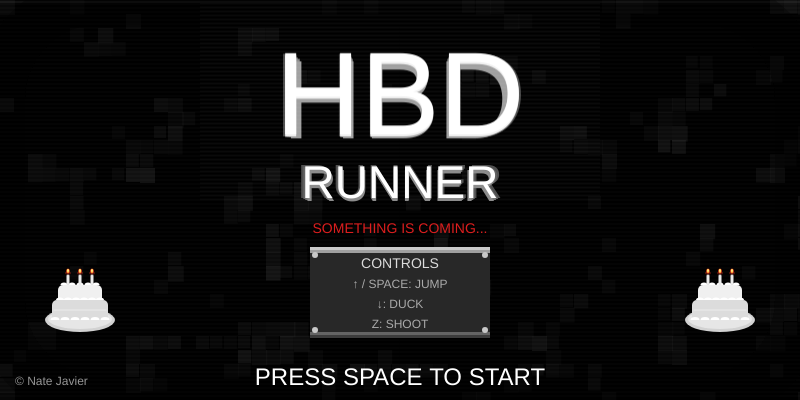
Frame 1 (no input)
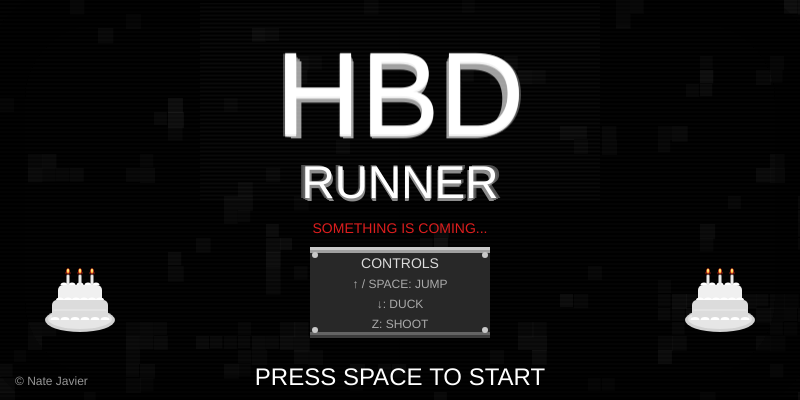
Frame 60 (no input)
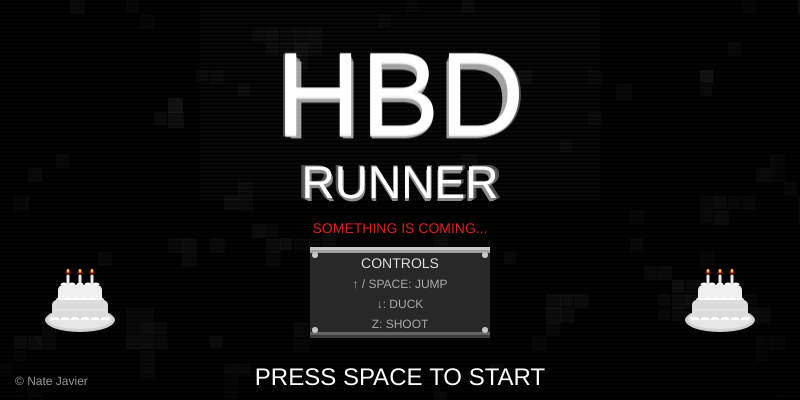
Frame 120 (the mouse pressed at the canvas centre since frame 60)

The p5.js sketch that drew these frames (run headless with seeded random() and noise() and a simulated clock; from frame 60 on, the mouse is pressed at the canvas centre):

// p5.js sketch
// ── sketch.js
// Global variables
let gameState = "start";

// Supabase configuration
const SUPABASE_URL = 'https://jogamsbeutpdihjmikfx.supabase.co';
const SUPABASE_KEY = 'eyJhbGciOiJIUzI1NiIsInR5cCI6IkpXVCJ9.eyJpc3MiOiJzdXBhYmFzZSIsInJlZiI6ImpvZ2Ftc2JldXRwZGloam1pa2Z4Iiwicm9sZSI6ImFub24iLCJpYXQiOjE3NDMyODcyMTMsImV4cCI6MjA1ODg2MzIxM30.dDrlbqSJWHAoQ_ieecsqRvKvSzFg63nKMOhLhVLSRUY';
let supabaseClient = null;

// Leaderboard variables
let leaderboardData = [];
let leaderboardIsLoading = false;
let leaderboardError = null;
let leaderboardScoreSubmitted = false;
let pendingScore = 0;
let playerEmail = null;

let player = {
  x: 100,
  y: 0,
  vy: 0,
  state: "running",
  animFrame: 0,
  animTimer: 0,
  shieldFlareTime: 0
};
let enemies = [];
let obstacles = [];
let projectiles = [];
let powerUps = []; // Array to store power-ups
let backgroundGfx;
let midgroundGfx;
let foregroundGfx;
let cloudGfx;
let clouds = [];
let groundTile;
let playerRunningFrames = [];
let playerJumpingFrame;
let playerDuckingFrame;
let enemyGfx = {}; // Object to hold different enemy graphics
let groundObstacleGfx;
let flyingObstacleGfx;
let projectileGfx;
let groundOffset = 0;
let backgroundOffset = 0;
let midgroundOffset = 0;
let foregroundOffset = 0;
let scrollSpeed = 5;
let gravity = 0.5;
let jumpStrength = -12; // Increased from -10 to make jumps higher
let score = 0;
let enemiesKilled = 0;
let shootEffects = []; // Array to hold shooting visual effects
// Slow-motion effect for dramatic kills
let slowMotion = false;
let slowMotionTimer = 0;
let slowMotionDuration = 30; // 0.5 seconds at 60fps
let normalScrollSpeed = 5;
// Screen effects
let screenFlash = 0;
let groundY = 380; // Adjusted ground level to be closer to bottom of screen
let playerCenterX = 100; // Center point for the player's position
// let playerGroundTile; // Removing special player ground tile

// Add title screen variables
let showTitleScreen = true;
let logoGfx; // Graphics buffer for the HBD logo
let titlePulseAmount = 0; // For subtle animation

// Add variables for score display
let scoreDisplayScale = 1; // For score pop effect
// let highScore = 0; // Track high score across sessions
// Add these variables to the globals at the top of the file
let lastPowerUpTime = 0; // Track when the last power-up was spawned

// Define power-up types and their effects
let powerUpTypes = [
  { type: "shield", duration: 300, color: [200, 200, 200] },
  { type: "beamShot", duration: 450, color: [200, 200, 200] }, // Changed from doubleScore
  { type: "rapidFire", duration: 450, color: [200, 200, 200] }
];

// Player power-up status - update doubleScore to beamShot
let activePowerUps = {
  shield: 0,        // Duration remaining (frames)
  beamShot: 0,      // Duration remaining (frames) - Changed from doubleScore
  rapidFire: 0      // Duration remaining (frames)
};

function setup() {
  createCanvas(800, 400);
  
  // Initialize Supabase client
  try {
    console.log("Initializing Supabase client...");
    supabaseClient = supabase.createClient(SUPABASE_URL, SUPABASE_KEY);
    console.log("Supabase client initialized successfully");
    
    // Load initial leaderboard data
    fetchLeaderboardData();
    
    // Set up leaderboard form event listeners
    setupLeaderboardFormEvents();
  } catch (error) {
    console.error("Error initializing Supabase:", error);
  }
  
  // Create the logo graphics
  createLogoGraphics();
  
  frameRate(60);
  
  // Game initialization log
  console.log("HBD Sidescroller game initialized and running!");

  // Set the player's y position to the ground level
  player.y = groundY;

  // Far background with only black/white colors
  backgroundGfx = createGraphics(800, 400);
  backgroundGfx.background(0); // Pure black background
  
  // Stars - white only, more varied and atmospheric
  backgroundGfx.fill(255, 150);
  for (let i = 0; i < 150; i++) {
    let x = random(0, 800);
    let y = random(0, 250);
    let size = random(0.5, 2);
    backgroundGfx.noStroke();
    backgroundGfx.ellipse(x, y, size, size);
    
    // Add subtle glow to some stars
    if (random() < 0.2) {
      backgroundGfx.fill(255, 50);
      backgroundGfx.ellipse(x, y, size + 2, size + 2);
    }
  }
  
  // More dramatic distant city silhouette - black only
  backgroundGfx.fill(0);
  
  // Create an array of building heights for a more interesting skyline
  let skylinePoints = [];
  for (let x = 0; x < 800; x += 20) {
    // Create varied heights with some taller skyscrapers
    let h;
    if (random() < 0.1) {
      // Tall skyscraper
      h = random(120, 200);
    } else {
      // Regular buildings
      h = random(40, 100);
    }
    skylinePoints.push({x: x, h: h});
  }
  
  // Sort some adjacent buildings to create a nicer silhouette
  for (let i = 1; i < skylinePoints.length - 1; i++) {
    if (random() < 0.5) {
      // Create ascending or descending patterns
      if (skylinePoints[i-1].h < skylinePoints[i].h) {
        skylinePoints[i+1].h = min(skylinePoints[i].h + random(-20, 30), 200);
      } else {
        skylinePoints[i+1].h = max(skylinePoints[i].h + random(-30, 20), 30);
      }
    }
  }
  
  // Draw the skyline
  for (let i = 0; i < skylinePoints.length; i++) {
    let x = skylinePoints[i].x;
    let w = random(20, 50);
    let h = skylinePoints[i].h;
    backgroundGfx.rect(x, 400 - h, w, h);
    
    // Add some lit windows - white only
    backgroundGfx.fill(255, 100);
    let windows = floor(random(1, 5));
    let windowSize = 2;
    for (let j = 0; j < windows; j++) {
      backgroundGfx.rect(x + random(5, w-5), 400 - h + random(10, h-10), windowSize, windowSize);
    }
    backgroundGfx.fill(0);
  }
  
  // Moon is removed from here and will be drawn directly in the draw function
  
  // Distant city silhouette - black only
  backgroundGfx.fill(0);
  for (let i = 0; i < 20; i++) {
    let x = random(0, 800);
    let w = random(30, 120);
    let h = random(40, 100);
    backgroundGfx.rect(x, 400 - h, w, h);
    
    // Some lit windows - white only
    backgroundGfx.fill(255, 100);
    let windows = floor(random(2, 6));
    let windowSize = 3;
    for (let j = 0; j < windows; j++) {
      backgroundGfx.rect(x + random(5, w-5), 400 - h + random(10, h-10), windowSize, windowSize);
    }
    backgroundGfx.fill(0);
  }
  
  // Create cloud graphics
  cloudGfx = createGraphics(100, 60);
  cloudGfx.noStroke();
  // Dark noir clouds
  cloudGfx.fill(20, 180);
  cloudGfx.ellipse(30, 30, 50, 40);
  cloudGfx.ellipse(60, 25, 60, 40);
  cloudGfx.ellipse(80, 35, 40, 30);
  cloudGfx.ellipse(50, 40, 60, 35);
  cloudGfx.ellipse(30, 40, 40, 30);
  
  // Initialize some clouds with random positions and speeds
  for (let i = 0; i < 5; i++) {
    clouds.push({
      x: random(0, width),
      y: random(20, 150),
      speed: random(0.3, 1.2),
      scale: random(0.5, 1.5),
      alpha: random(150, 230)
    });
  }
  
  // Midground (medium-sized buildings)
  midgroundGfx = createGraphics(1200, 400);
  midgroundGfx.background(0, 0, 0, 0); // Transparent background
  
  // Mid-distance buildings with more dramatic silhouettes
  for (let i = 0; i < 15; i++) {
    let x = random(0, 1200);
    let w = random(60, 140);
    let h = random(100, 180);
    
    // Building base
    midgroundGfx.fill(12); // Very dark gray for buildings
    midgroundGfx.rect(x, 400 - h, w, h);
    
    // Add interesting rooftop features - water towers, antennas
    if (random() < 0.5) {
      // Water tower on roof
      midgroundGfx.fill(8);
      let towerSize = w * 0.4;
      midgroundGfx.rect(x + w/2 - towerSize/2, 400 - h - towerSize, towerSize, towerSize);
      midgroundGfx.rect(x + w/2 - towerSize/4, 400 - h - towerSize*1.3, towerSize/2, towerSize*0.3);
    } else if (random() < 0.3) {
      // Antenna/spire
      midgroundGfx.fill(5);
      let spireWidth = w * 0.1;
      let spireHeight = random(30, 60);
      midgroundGfx.rect(x + w/2 - spireWidth/2, 400 - h - spireHeight, spireWidth, spireHeight);
    }
    
    // Windows pattern - only white with more varied patterns
    midgroundGfx.fill(255, 100);
    let windowSize = 5;
    let windowSpace = 12;
    
    // Create random window patterns
    if (random() < 0.6) {
      // Regular grid
      for (let wx = x + 10; wx < x + w - 10; wx += windowSpace) {
        for (let wy = 400 - h + 15; wy < 390; wy += windowSpace + random(-2, 2)) {
          if (random() < 0.3) { // Fewer windows lit
            midgroundGfx.rect(wx, wy, windowSize, windowSize);
          }
        }
      }
    } else if (random() < 0.5) {
      // Vertical strips of windows
      for (let wx = x + 10; wx < x + w - 10; wx += windowSpace * 2) {
        for (let wy = 400 - h + 15; wy < 390; wy += windowSpace) {
          if (random() < 0.4) {
            midgroundGfx.rect(wx, wy, windowSize, windowSize * 3);
          }
        }
      }
    } else {
      // Horizontal strips
      for (let wy = 400 - h + 15; wy < 390; wy += windowSpace * 3) {
        for (let wx = x + 10; wx < x + w - 10; wx += windowSpace) {
          if (random() < 0.4) {
            midgroundGfx.rect(wx, wy, windowSize * 3, windowSize);
          }
        }
      }
    }
  }
  
  // Foreground (larger, more detailed buildings)
  foregroundGfx = createGraphics(1600, 400);
  foregroundGfx.background(0, 0, 0, 0); // Transparent background
  
  // Add different styled noir buildings
  for (let i = 0; i < 12; i++) {
    let x = random(0, 1600);
    let w = random(80, 200);
    let h = random(180, 300);
    let buildingType = floor(random(3));
    
    if (buildingType === 0) {
      // Art deco style
      foregroundGfx.fill(5); // Almost black
      foregroundGfx.rect(x, 400 - h, w, h);
      
      // Decorative top
      foregroundGfx.fill(15);
      foregroundGfx.rect(x + w/4, 400 - h - 20, w/2, 20);
      
      // Windows
      foregroundGfx.fill(255, 120);
      for (let wx = 0; wx < floor(w/15); wx++) {
        for (let wy = 0; wy < floor(h/20); wy++) {
          if (random() < 0.3) { // Fewer windows lit
            foregroundGfx.rect(x + wx * 15 + 5, 400 - h + wy * 20 + 5, 10, 15);
          }
        }
      }
    } else if (buildingType === 1) {
      // Warehouse/industrial
      foregroundGfx.fill(10);
      foregroundGfx.rect(x, 400 - h, w, h);
      
      // Windows
      foregroundGfx.fill(255, 100);
      let rows = floor(h/40);
      for (let wy = 0; wy < rows; wy++) {
        for (let wx = 0; wx < 3; wx++) {
          if (random() < 0.3) { // Fewer windows lit
            foregroundGfx.rect(x + wx * (w/3) + 10, 400 - h + wy * 40 + 10, w/3 - 20, 25);
          }
        }
      }
    } else {
      // Modern style
      foregroundGfx.fill(8);
      foregroundGfx.rect(x, 400 - h, w, h);
      
      // Window grid
      foregroundGfx.fill(255, 110);
      for (let wx = 0; wx < floor(w/20); wx++) {
        for (let wy = 0; wy < floor(h/25); wy++) {
          if (random() < 0.4) { // Fewer windows lit
            foregroundGfx.rect(x + wx * 20 + 5, 400 - h + wy * 25 + 5, 15, 20);
          }
        }
      }
    }
    
    // Add occasional white neon signs or billboards
    if (random() < 0.3) {
      foregroundGfx.fill(255, 180);
      foregroundGfx.rect(x + random(10, w-50), 400 - h + random(30, 60), random(30, 50), 15);
    }
  }

  // Create clean, simple ground/floor for the entire bottom
  groundTile = createGraphics(128, 64);
  groundTile.background(0, 0, 0, 0); // Transparent background
  
  // Street base - pure black
  groundTile.fill(0); // Pure black asphalt
  groundTile.noStroke();
  groundTile.rect(0, 0, 128, 64);
  
  // Simple horizontal line for floor edge - align with player feet
  groundTile.fill(60);
  groundTile.rect(0, 0, 128, 2); // Move to the top of the tile
  
  // Minimal texture - just a few specks
  groundTile.fill(30);
  for (let i = 0; i < 15; i++) {
    let x = random(0, 128);
    let y = random(5, 60); // Below the line
    let size = random(1, 2);
    groundTile.ellipse(x, y, size, size);
  }
  
  // Very subtle highlights
  groundTile.fill(255, 10);
  for (let i = 0; i < 3; i++) {
    let x = random(0, 128);
    let y = random(10, 60); // Below the line
    let w = random(10, 20);
    let h = random(1, 2);
    groundTile.ellipse(x, y, w, h);
  }

  // Create player running animation frames (4 frames, 32x32 each)
  for (let f = 0; f < 4; f++) {
    let gfx = createGraphics(32, 32);
    gfx.background(0, 0, 0, 0); // Transparent background
    
    // Female superhero in white/gray with red accent
    gfx.noStroke(); // Remove outlines
    gfx.fill(255); // White fill for character
    
    // Head with longer hair for female silhouette
    gfx.ellipse(16, 8, 10, 10); // Head
    
    // Hair flowing in the wind
    if (f % 2 == 0) {
      gfx.fill(220);
      gfx.beginShape();
      gfx.vertex(11, 4);
      gfx.vertex(16, 0);
      gfx.vertex(22, 2);
      gfx.vertex(24, 8);
      gfx.vertex(21, 6);
      gfx.vertex(16, 5);
      gfx.endShape(CLOSE);
    } else {
      gfx.fill(220);
      gfx.beginShape();
      gfx.vertex(13, 4);
      gfx.vertex(18, 1);
      gfx.vertex(24, 4);
      gfx.vertex(22, 10);
      gfx.vertex(19, 7);
      gfx.vertex(16, 6);
      gfx.endShape(CLOSE);
    }
    
    gfx.fill(255);
    // Sleek heroic body with curves to suggest femininity
    gfx.beginShape();
    gfx.vertex(14, 12);
    gfx.vertex(13, 15);
    gfx.vertex(14, 21);
    gfx.vertex(18, 21);
    gfx.vertex(19, 15);
    gfx.vertex(18, 12);
    gfx.endShape(CLOSE);
    
    // Red accent as superhero emblem
    gfx.fill(255, 0, 0); 
    gfx.beginShape();
    gfx.vertex(16, 14);
    gfx.vertex(13, 18);
    gfx.vertex(16, 16);
    gfx.vertex(19, 18);
    gfx.endShape(CLOSE);
    
    gfx.fill(255);
    if (f == 0 || f == 2) { // Legs together, arms at sides
      // Left arm
      gfx.beginShape();
      gfx.vertex(13, 14);
      gfx.vertex(10, 14);
      gfx.vertex(10, 16);
      gfx.vertex(13, 16);
      gfx.endShape(CLOSE);
      
      // Right arm
      gfx.beginShape();
      gfx.vertex(19, 14);
      gfx.vertex(22, 14);
      gfx.vertex(22, 16);
      gfx.vertex(19, 16);
      gfx.endShape(CLOSE);
      
      // Legs with slight curve
      gfx.beginShape();
      gfx.vertex(12, 22);
      gfx.vertex(11, 30);
      gfx.vertex(13, 30);
      gfx.vertex(14, 22);
      gfx.endShape(CLOSE);
      
      gfx.beginShape();
      gfx.vertex(18, 22);
      gfx.vertex(19, 30);
      gfx.vertex(21, 30);
      gfx.vertex(20, 22);
      gfx.endShape(CLOSE);
    } else if (f == 1) { // Left leg forward, right arm forward
      // Left arm extended
      gfx.beginShape();
      gfx.vertex(13, 14);
      gfx.vertex(8, 14);
      gfx.vertex(8, 16);
      gfx.vertex(13, 16);
      gfx.endShape(CLOSE);
      
      // Right arm
      gfx.beginShape();
      gfx.vertex(19, 14);
      gfx.vertex(22, 14);
      gfx.vertex(22, 16);
      gfx.vertex(19, 16);
      gfx.endShape(CLOSE);
      
      // Left leg forward
      gfx.beginShape();
      gfx.vertex(10, 22);
      gfx.vertex(9, 30);
      gfx.vertex(11, 30);
      gfx.vertex(12, 22);
      gfx.endShape(CLOSE);
      
      // Right leg back
      gfx.beginShape();
      gfx.vertex(20, 22);
      gfx.vertex(22, 30);
      gfx.vertex(24, 30);
      gfx.vertex(22, 22);
      gfx.endShape(CLOSE);
    } else if (f == 3) { // Right leg forward, left arm forward
      // Left arm
      gfx.beginShape();
      gfx.vertex(13, 14);
      gfx.vertex(10, 14);
      gfx.vertex(10, 16);
      gfx.vertex(13, 16);
      gfx.endShape(CLOSE);
      
      // Right arm extended
      gfx.beginShape();
      gfx.vertex(19, 14);
      gfx.vertex(24, 14);
      gfx.vertex(24, 16);
      gfx.vertex(19, 16);
      gfx.endShape(CLOSE);
      
      // Left leg back
      gfx.beginShape();
      gfx.vertex(12, 22);
      gfx.vertex(14, 30);
      gfx.vertex(16, 30);
      gfx.vertex(14, 22);
      gfx.endShape(CLOSE);
      
      // Right leg forward
      gfx.beginShape();
      gfx.vertex(16, 22);
      gfx.vertex(15, 30);
      gfx.vertex(17, 30);
      gfx.vertex(18, 22);
      gfx.endShape(CLOSE);
    }
    
    // Dramatic cape flowing in the wind
    gfx.fill(180); // Light gray cape
    if (f == 0 || f == 2) {
      gfx.beginShape();
      gfx.vertex(14, 12);
      gfx.vertex(6, 17);
      gfx.vertex(8, 19);
      gfx.vertex(10, 18);
      gfx.vertex(14, 20);
      gfx.endShape(CLOSE);
    } else if (f == 1) {
      gfx.beginShape();
      gfx.vertex(14, 12);
      gfx.vertex(4, 15);
      gfx.vertex(6, 17);
      gfx.vertex(10, 16);
      gfx.vertex(14, 19);
      gfx.endShape(CLOSE);
    } else {
      gfx.beginShape();
      gfx.vertex(14, 12);
      gfx.vertex(5, 19);
      gfx.vertex(7, 21);
      gfx.vertex(10, 19);
      gfx.vertex(14, 21);
      gfx.endShape(CLOSE);
    }
    
    playerRunningFrames.push(gfx);
  }

  // Create player jumping frame (32x32)
  playerJumpingFrame = createGraphics(32, 32);
  playerJumpingFrame.background(0, 0, 0, 0); // Transparent background
  playerJumpingFrame.noStroke(); // Remove outlines
  playerJumpingFrame.fill(255); // White fill
  
  // Head with flowing hair
  playerJumpingFrame.ellipse(16, 8, 10, 10); // Head
  
  // Dynamic flowing hair
  playerJumpingFrame.fill(220);
  playerJumpingFrame.beginShape();
  playerJumpingFrame.vertex(11, 4);
  playerJumpingFrame.vertex(16, 0);
  playerJumpingFrame.vertex(26, 0);
  playerJumpingFrame.vertex(24, 10);
  playerJumpingFrame.vertex(20, 8);
  playerJumpingFrame.vertex(16, 5);
  playerJumpingFrame.endShape(CLOSE);
  
  playerJumpingFrame.fill(255);
  // Body with heroic pose
  playerJumpingFrame.beginShape();
  playerJumpingFrame.vertex(14, 12);
  playerJumpingFrame.vertex(13, 15);
  playerJumpingFrame.vertex(14, 21);
  playerJumpingFrame.vertex(18, 21);
  playerJumpingFrame.vertex(19, 15);
  playerJumpingFrame.vertex(18, 12);
  playerJumpingFrame.endShape(CLOSE);
  
  // Red emblem
  playerJumpingFrame.fill(255, 0, 0);
  playerJumpingFrame.beginShape();
  playerJumpingFrame.vertex(16, 14);
  playerJumpingFrame.vertex(13, 18);
  playerJumpingFrame.vertex(16, 16);
  playerJumpingFrame.vertex(19, 18);
  playerJumpingFrame.endShape(CLOSE);
  
  // Log sprite creation status to help diagnose issues
  console.log("Sprite initialization status:");
  console.log("- playerRunningFrames: " + (playerRunningFrames.length > 0 ? "OK" : "MISSING"));
  console.log("- playerJumpingFrame: " + (playerJumpingFrame ? "OK" : "MISSING"));
  console.log("- playerDuckingFrame: " + (playerDuckingFrame ? "OK" : "MISSING"));
  console.log("- groundTile: " + (groundTile ? "OK" : "MISSING"));
  console.log("- backgroundGfx: " + (backgroundGfx ? "OK" : "MISSING"));
  console.log("- midgroundGfx: " + (midgroundGfx ? "OK" : "MISSING"));
  console.log("- foregroundGfx: " + (foregroundGfx ? "OK" : "MISSING"));
  console.log("- projectileGfx: " + (projectileGfx ? "OK" : "MISSING"));

  // Create player ducking frame (32x16)
  playerDuckingFrame = createGraphics(32, 16);
  playerDuckingFrame.background(0, 0, 0, 0); // Transparent background
  playerDuckingFrame.noStroke(); // Remove outlines
  playerDuckingFrame.fill(255); // White fill
  
  // Head
  playerDuckingFrame.ellipse(16, 4, 10, 10); 
  
  // Hair tucked in when ducking
  playerDuckingFrame.fill(220);
  playerDuckingFrame.beginShape();
  playerDuckingFrame.vertex(11, 2);
  playerDuckingFrame.vertex(16, 0);
  playerDuckingFrame.vertex(22, 2);
  playerDuckingFrame.vertex(20, 6);
  playerDuckingFrame.vertex(16, 4);
  playerDuckingFrame.endShape(CLOSE);
  
  playerDuckingFrame.fill(255);
  // Crouched body
  playerDuckingFrame.beginShape();
  playerDuckingFrame.vertex(14, 8);
  playerDuckingFrame.vertex(13, 10);
  playerDuckingFrame.vertex(14, 14);
  playerDuckingFrame.vertex(18, 14);
  playerDuckingFrame.vertex(19, 10);
  playerDuckingFrame.vertex(18, 8);
  playerDuckingFrame.endShape(CLOSE);
  
  // Red emblem still visible when ducking
  playerDuckingFrame.fill(255, 0, 0);
  playerDuckingFrame.beginShape();
  playerDuckingFrame.vertex(16, 9);
  playerDuckingFrame.vertex(14, 12);
  playerDuckingFrame.vertex(16, 11);
  playerDuckingFrame.vertex(18, 12);
  playerDuckingFrame.endShape(CLOSE);
  
  playerDuckingFrame.fill(255);
  // Arms
  playerDuckingFrame.beginShape();
  playerDuckingFrame.vertex(13, 10);
  playerDuckingFrame.vertex(10, 10);
  playerDuckingFrame.vertex(10, 12);
  playerDuckingFrame.vertex(13, 12);
  playerDuckingFrame.endShape(CLOSE);
  
  playerDuckingFrame.beginShape();
  playerDuckingFrame.vertex(19, 10);
  playerDuckingFrame.vertex(22, 10);
  playerDuckingFrame.vertex(22, 12);
  playerDuckingFrame.vertex(19, 12);
  playerDuckingFrame.endShape(CLOSE);
  
  // Legs tucked under
  playerDuckingFrame.beginShape();
  playerDuckingFrame.vertex(12, 14);
  playerDuckingFrame.vertex(12, 16);
  playerDuckingFrame.vertex(14, 16);
  playerDuckingFrame.vertex(14, 14);
  playerDuckingFrame.endShape(CLOSE);
  
  playerDuckingFrame.beginShape();
  playerDuckingFrame.vertex(18, 14);
  playerDuckingFrame.vertex(18, 16);
  playerDuckingFrame.vertex(20, 16);
  playerDuckingFrame.vertex(20, 14);
  playerDuckingFrame.endShape(CLOSE);
  
  // Cape wrapped around when ducking
  playerDuckingFrame.fill(180);
  playerDuckingFrame.beginShape();
  playerDuckingFrame.vertex(14, 8);
  playerDuckingFrame.vertex(8, 10);
  playerDuckingFrame.vertex(10, 11);
  playerDuckingFrame.vertex(12, 10);
  playerDuckingFrame.vertex(14, 12);
  playerDuckingFrame.endShape(CLOSE);

  // Create enemy graphics (32x32 anti-hero villain)
  // Regular enemy - more grotesque noir style
  enemyGfx.regular = createGraphics(32, 32);
  enemyGfx.regular.background(0, 0, 0, 0);
  enemyGfx.regular.noStroke();
  
  // Exaggerated noir-style thug with more dramatic features
  // Tattered coat with dramatic folds - lighter gray for better contrast
  enemyGfx.regular.fill(55, 55, 60); // Lightened from 25,25,30
  enemyGfx.regular.beginShape();
  enemyGfx.regular.vertex(8, 14);
  enemyGfx.regular.vertex(24, 14);
  enemyGfx.regular.vertex(26, 24);
  enemyGfx.regular.vertex(6, 24);
  enemyGfx.regular.endShape(CLOSE);
  
  // Dramatic coat collar - lighter for better contrast
  enemyGfx.regular.fill(70, 70, 75); // Lightened from 20,20,25
  enemyGfx.regular.beginShape();
  enemyGfx.regular.vertex(8, 14);
  enemyGfx.regular.vertex(24, 14);
  enemyGfx.regular.vertex(22, 16);
  enemyGfx.regular.vertex(10, 16);
  enemyGfx.regular.endShape(CLOSE);
  
  // Tattered edges with more dramatic angles - darkened for contrast against coat
  enemyGfx.regular.fill(35, 35, 40); // Adjusted from 15,15,20
  enemyGfx.regular.beginShape();
  enemyGfx.regular.vertex(6, 16);
  enemyGfx.regular.vertex(4, 18);
  enemyGfx.regular.vertex(6, 20);
  enemyGfx.regular.vertex(8, 18);
  enemyGfx.regular.endShape(CLOSE);
  
  // Dramatic hat with larger brim and tattered edges - light gray
  enemyGfx.regular.fill(85, 85, 90); // Lightened from 20,20,25
  enemyGfx.regular.beginShape();
  enemyGfx.regular.vertex(6, 6);
  enemyGfx.regular.vertex(26, 6);
  enemyGfx.regular.vertex(24, 9);
  enemyGfx.regular.vertex(8, 9);
  enemyGfx.regular.endShape(CLOSE);
  
  // Hat band with dramatic detail - dark for contrast
  enemyGfx.regular.fill(40, 40, 45); // Adjusted from 15,15,20
  enemyGfx.regular.rect(6, 6, 20, 3);
  
  // Dramatic face shadow with angular features - very dark
  enemyGfx.regular.fill(20, 20, 25); // Adjusted from 10,10,15
  enemyGfx.regular.beginShape();
  enemyGfx.regular.vertex(12, 10);
  enemyGfx.regular.vertex(20, 10);
  enemyGfx.regular.vertex(19, 14);
  enemyGfx.regular.vertex(13, 14);
  enemyGfx.regular.endShape(CLOSE);
  
  // Enhanced glowing red eyes with more dramatic effect - keep red
  enemyGfx.regular.fill(255, 0, 0, 180);
  enemyGfx.regular.ellipse(14, 12, 4, 2);
  enemyGfx.regular.ellipse(18, 12, 4, 2);
  enemyGfx.regular.fill(255, 0, 0);
  enemyGfx.regular.ellipse(14, 12, 2, 1);
  enemyGfx.regular.ellipse(18, 12, 2, 1);
  
  // Exaggerated limbs with tattered edges
  enemyGfx.regular.fill(20, 20, 25);
  // Left arm with tattered sleeve and dramatic angles
  enemyGfx.regular.beginShape();
  enemyGfx.regular.vertex(10, 16);
  enemyGfx.regular.vertex(6, 16);
  enemyGfx.regular.vertex(6, 20);
  enemyGfx.regular.vertex(10, 20);
  enemyGfx.regular.endShape(CLOSE);
  
  // Tattered sleeve detail
  enemyGfx.regular.fill(15, 15, 20);
  enemyGfx.regular.beginShape();
  enemyGfx.regular.vertex(8, 18);
  enemyGfx.regular.vertex(6, 20);
  enemyGfx.regular.vertex(8, 22);
  enemyGfx.regular.vertex(10, 20);
  enemyGfx.regular.endShape(CLOSE);
  
  // Right arm with tattered sleeve and dramatic angles
  enemyGfx.regular.fill(20, 20, 25);
  enemyGfx.regular.beginShape();
  enemyGfx.regular.vertex(22, 16);
  enemyGfx.regular.vertex(26, 16);
  enemyGfx.regular.vertex(26, 20);
  enemyGfx.regular.vertex(22, 20);
  enemyGfx.regular.endShape(CLOSE);
  
  // Tattered sleeve detail
  enemyGfx.regular.fill(15, 15, 20);
  enemyGfx.regular.beginShape();
  enemyGfx.regular.vertex(24, 18);
  enemyGfx.regular.vertex(26, 20);
  enemyGfx.regular.vertex(24, 22);
  enemyGfx.regular.vertex(22, 20);
  enemyGfx.regular.endShape(CLOSE);
  
  // Legs with exaggerated boots and tattered edges
  enemyGfx.regular.fill(15, 15, 20);
  // Left leg with tattered boot
  enemyGfx.regular.beginShape();
  enemyGfx.regular.vertex(10, 24);
  enemyGfx.regular.vertex(8, 32);
  enemyGfx.regular.vertex(12, 32);
  enemyGfx.regular.vertex(12, 24);
  enemyGfx.regular.endShape(CLOSE);
  
  // Boot detail
  enemyGfx.regular.fill(10, 10, 15);
  enemyGfx.regular.beginShape();
  enemyGfx.regular.vertex(8, 28);
  enemyGfx.regular.vertex(6, 30);
  enemyGfx.regular.vertex(8, 32);
  enemyGfx.regular.vertex(10, 30);
  enemyGfx.regular.endShape(CLOSE);
  
  // Right leg with tattered boot
  enemyGfx.regular.fill(15, 15, 20);
  enemyGfx.regular.beginShape();
  enemyGfx.regular.vertex(22, 24);
  enemyGfx.regular.vertex(22, 32);
  enemyGfx.regular.vertex(26, 32);
  enemyGfx.regular.vertex(24, 24);
  enemyGfx.regular.endShape(CLOSE);
  
  // Boot detail
  enemyGfx.regular.fill(10, 10, 15);
  enemyGfx.regular.beginShape();
  enemyGfx.regular.vertex(24, 28);
  enemyGfx.regular.vertex(26, 30);
  enemyGfx.regular.vertex(24, 32);
  enemyGfx.regular.vertex(22, 30);
  enemyGfx.regular.endShape(CLOSE);
  
  // Enhanced weapon with more dramatic design
  enemyGfx.regular.fill(40, 40, 45);
  enemyGfx.regular.beginShape();
  enemyGfx.regular.vertex(24, 18);
  enemyGfx.regular.vertex(30, 18);
  enemyGfx.regular.vertex(30, 22);
  enemyGfx.regular.vertex(24, 22);
  enemyGfx.regular.endShape(CLOSE);
  
  // Weapon grip
  enemyGfx.regular.fill(30, 30, 35);
  enemyGfx.regular.beginShape();
  enemyGfx.regular.vertex(26, 16);
  enemyGfx.regular.vertex(28, 16);
  enemyGfx.regular.vertex(28, 24);
  enemyGfx.regular.vertex(26, 24);
  enemyGfx.regular.endShape(CLOSE);
  
  // Dramatic shadow effect
  enemyGfx.regular.fill(0, 0, 0, 100);
  enemyGfx.regular.beginShape();
  enemyGfx.regular.vertex(6, 24);
  enemyGfx.regular.vertex(4, 26);
  enemyGfx.regular.vertex(6, 28);
  enemyGfx.regular.vertex(8, 26);
  enemyGfx.regular.endShape(CLOSE);
  
  // Add subtle ink-like trail effect
  enemyGfx.regular.fill(0, 0, 0, 50);
  enemyGfx.regular.beginShape();
  enemyGfx.regular.vertex(6, 24);
  enemyGfx.regular.vertex(2, 25);
  enemyGfx.regular.vertex(4, 27);
  enemyGfx.regular.vertex(8, 26);
  enemyGfx.regular.endShape(CLOSE);
  
  // -------------------------
  // Flying enemy
  // -------------------------
  enemyGfx.flying = createGraphics(32, 32);
  enemyGfx.flying.background(0, 0, 0, 0);
  enemyGfx.flying.noStroke();
  
  // Enhanced noir-style winged assassin - lighter for better contrast
  enemyGfx.flying.fill(60, 60, 65); // Lightened from 15,15,20
  
  // Main wings/cloak with more dramatic angles and tattered edges
  enemyGfx.flying.beginShape();
  enemyGfx.flying.vertex(16, 15);
  enemyGfx.flying.vertex(3, 3);
  enemyGfx.flying.vertex(0, 12);
  enemyGfx.flying.vertex(6, 14);
  enemyGfx.flying.vertex(16, 15);
  enemyGfx.flying.endShape(CLOSE);
  
  // Tattered wing edges
  enemyGfx.flying.fill(10, 10, 15);
  enemyGfx.flying.beginShape();
  enemyGfx.flying.vertex(3, 3);
  enemyGfx.flying.vertex(1, 1);
  enemyGfx.flying.vertex(-1, 8);
  enemyGfx.flying.vertex(0, 12);
  enemyGfx.flying.endShape(CLOSE);
  
  // Right wing with dramatic angles
  enemyGfx.flying.fill(15, 15, 20);
  enemyGfx.flying.beginShape();
  enemyGfx.flying.vertex(16, 15);
  enemyGfx.flying.vertex(29, 3);
  enemyGfx.flying.vertex(32, 12);
  enemyGfx.flying.vertex(26, 14);
  enemyGfx.flying.vertex(16, 15);
  enemyGfx.flying.endShape(CLOSE);
  
  // Tattered right wing edges
  enemyGfx.flying.fill(10, 10, 15);
  enemyGfx.flying.beginShape();
  enemyGfx.flying.vertex(29, 3);
  enemyGfx.flying.vertex(31, 1);
  enemyGfx.flying.vertex(33, 8);
  enemyGfx.flying.vertex(32, 12);
  enemyGfx.flying.endShape(CLOSE);
  
  // Hooded figure body with more dramatic silhouette
  enemyGfx.flying.fill(20, 20, 25);
  enemyGfx.flying.beginShape();
  enemyGfx.flying.vertex(12, 12);
  enemyGfx.flying.vertex(20, 12);
  enemyGfx.flying.vertex(22, 24);
  enemyGfx.flying.vertex(10, 24);
  enemyGfx.flying.endShape(CLOSE);
  
  // Dramatic hood with tattered edges
  enemyGfx.flying.fill(15, 15, 20);
  enemyGfx.flying.beginShape();
  enemyGfx.flying.vertex(12, 12);
  enemyGfx.flying.vertex(20, 12);
  enemyGfx.flying.vertex(18, 8);
  enemyGfx.flying.vertex(14, 8);
  enemyGfx.flying.endShape(CLOSE);
  
  // Tattered hood edges
  enemyGfx.flying.fill(10, 10, 15);
  enemyGfx.flying.beginShape();
  enemyGfx.flying.vertex(14, 8);
  enemyGfx.flying.vertex(12, 6);
  enemyGfx.flying.vertex(14, 10);
  enemyGfx.flying.vertex(16, 8);
  enemyGfx.flying.endShape(CLOSE);
  
  enemyGfx.flying.beginShape();
  enemyGfx.flying.vertex(18, 8);
  enemyGfx.flying.vertex(20, 6);
  enemyGfx.flying.vertex(18, 10);
  enemyGfx.flying.vertex(16, 8);
  enemyGfx.flying.endShape(CLOSE);
  
  // Enhanced face shadow with more dramatic angles
  enemyGfx.flying.fill(10, 10, 10);
  enemyGfx.flying.beginShape();
  enemyGfx.flying.vertex(13, 12);
  enemyGfx.flying.vertex(19, 12);
  enemyGfx.flying.vertex(18, 16);
  enemyGfx.flying.vertex(14, 16);
  enemyGfx.flying.endShape(CLOSE);
  
  // Enhanced red glowing eyes with more dramatic effect
  enemyGfx.flying.fill(255, 0, 0, 180);
  enemyGfx.flying.ellipse(14, 14, 3, 2);
  enemyGfx.flying.ellipse(18, 14, 3, 2);
  enemyGfx.flying.fill(255, 0, 0);
  enemyGfx.flying.ellipse(14, 14, 1.5, 1);
  enemyGfx.flying.ellipse(18, 14, 1.5, 1);
  
  // Dramatic shadow effect
  enemyGfx.flying.fill(0, 0, 0, 100);
  enemyGfx.flying.beginShape();
  enemyGfx.flying.vertex(16, 20);
  enemyGfx.flying.vertex(12, 24);
  enemyGfx.flying.vertex(16, 22);
  enemyGfx.flying.vertex(20, 24);
  enemyGfx.flying.endShape(CLOSE);
  
  // Add subtle ink-like trail effect
  enemyGfx.flying.fill(0, 0, 0, 50);
  enemyGfx.flying.beginShape();
  enemyGfx.flying.vertex(16, 20);
  enemyGfx.flying.vertex(12, 22);
  enemyGfx.flying.vertex(14, 24);
  enemyGfx.flying.vertex(18, 22);
  enemyGfx.flying.endShape(CLOSE);
  
  // -------------------------
  // Henchman enemy - replaces tank
  // -------------------------
  enemyGfx.henchman = createGraphics(40, 40);
  enemyGfx.henchman.background(0, 0, 0, 0);
  enemyGfx.henchman.noStroke();
  
  // Enhanced noir-style large henchman with trenchcoat
  
  // Dramatic trenchcoat body with more angular design
  enemyGfx.henchman.fill(25, 25, 30); // Darker fabric
  enemyGfx.henchman.beginShape();
  enemyGfx.henchman.vertex(12, 15);
  enemyGfx.henchman.vertex(28, 15);
  enemyGfx.henchman.vertex(32, 40);
  enemyGfx.henchman.vertex(8, 40);
  enemyGfx.henchman.endShape(CLOSE);
  
  // Enhanced broad shoulders with more dramatic angles
  enemyGfx.henchman.fill(20, 20, 25);
  enemyGfx.henchman.beginShape();
  enemyGfx.henchman.vertex(6, 15);
  enemyGfx.henchman.vertex(34, 15);
  enemyGfx.henchman.vertex(32, 23);
  enemyGfx.henchman.vertex(8, 23);
  enemyGfx.henchman.endShape(CLOSE);
  
  // Dramatic head with more angular features
  enemyGfx.henchman.fill(25, 25, 30);
  enemyGfx.henchman.beginShape();
  enemyGfx.henchman.vertex(14, 10);
  enemyGfx.henchman.vertex(26, 10);
  enemyGfx.henchman.vertex(28, 15);
  enemyGfx.henchman.vertex(12, 15);
  enemyGfx.henchman.endShape(CLOSE);
  
  // Enhanced face shadow with more dramatic angles
  enemyGfx.henchman.fill(15, 15, 20);
  enemyGfx.henchman.beginShape();
  enemyGfx.henchman.vertex(15, 12);
  enemyGfx.henchman.vertex(25, 12);
  enemyGfx.henchman.vertex(24, 15);
  enemyGfx.henchman.vertex(16, 15);
  enemyGfx.henchman.endShape(CLOSE);
  
  // Enhanced red eyes with more dramatic effect
  enemyGfx.henchman.fill(255, 0, 0, 180);
  enemyGfx.henchman.ellipse(17, 13, 3, 2);
  enemyGfx.henchman.ellipse(23, 13, 3, 2);
  enemyGfx.henchman.fill(255, 0, 0);
  enemyGfx.henchman.ellipse(17, 13, 1.5, 1);
  enemyGfx.henchman.ellipse(23, 13, 1.5, 1);
  
  // Enhanced arms with more dramatic angles
  enemyGfx.henchman.fill(20, 20, 25);
  // Left arm with tattered sleeve
  enemyGfx.henchman.beginShape();
  enemyGfx.henchman.vertex(6, 18);
  enemyGfx.henchman.vertex(2, 18);
  enemyGfx.henchman.vertex(2, 33);
  enemyGfx.henchman.vertex(6, 33);
  enemyGfx.henchman.endShape(CLOSE);
  
  // Right arm with tattered sleeve
  enemyGfx.henchman.beginShape();
  enemyGfx.henchman.vertex(34, 18);
  enemyGfx.henchman.vertex(38, 18);
  enemyGfx.henchman.vertex(38, 33);
  enemyGfx.henchman.vertex(34, 33);
  enemyGfx.henchman.endShape(CLOSE);
  
  // Enhanced legs with more dramatic angles
  enemyGfx.henchman.fill(25, 25, 30);
  // Left leg
  enemyGfx.henchman.beginShape();
  enemyGfx.henchman.vertex(14, 35);
  enemyGfx.henchman.vertex(12, 40);
  enemyGfx.henchman.vertex(16, 40);
  enemyGfx.henchman.vertex(16, 35);
  enemyGfx.henchman.endShape(CLOSE);
  
  // Right leg
  enemyGfx.henchman.beginShape();
  enemyGfx.henchman.vertex(24, 35);
  enemyGfx.henchman.vertex(24, 40);
  enemyGfx.henchman.vertex(28, 40);
  enemyGfx.henchman.vertex(26, 35);
  enemyGfx.henchman.endShape(CLOSE);
  
  // Enhanced noir hat with more dramatic angles
  enemyGfx.henchman.fill(15, 15, 20);
  enemyGfx.henchman.beginShape();
  enemyGfx.henchman.vertex(12, 6);
  enemyGfx.henchman.vertex(28, 6);
  enemyGfx.henchman.vertex(26, 10);
  enemyGfx.henchman.vertex(14, 10);
  enemyGfx.henchman.endShape(CLOSE);
  
  // Enhanced weapon - larger, more menacing club/bat
  enemyGfx.henchman.fill(40, 40, 45);
  enemyGfx.henchman.beginShape();
  enemyGfx.henchman.vertex(30, 22);
  enemyGfx.henchman.vertex(38, 22);
  enemyGfx.henchman.vertex(38, 26);
  enemyGfx.henchman.vertex(30, 26);
  enemyGfx.henchman.endShape(CLOSE);
  
  // Add dramatic ink-like shadow effect
  enemyGfx.henchman.fill(0, 0, 0, 100);
  enemyGfx.henchman.beginShape();
  enemyGfx.henchman.vertex(8, 40);
  enemyGfx.henchman.vertex(4, 42);
  enemyGfx.henchman.vertex(8, 44);
  enemyGfx.henchman.vertex(12, 42);
  enemyGfx.henchman.endShape(CLOSE);
  
  // Create ground obstacle graphics - concrete barriers with broken rebar
  groundObstacleGfx = createGraphics(32, 32);
  groundObstacleGfx.background(0, 0, 0, 0); // Transparent background
  groundObstacleGfx.noStroke(); // Remove outlines
  
  // Noir-style overturned trash bin or broken fire hydrant
  groundObstacleGfx.fill(50, 50, 55); // Dark metal
  groundObstacleGfx.ellipse(16, 16, 20, 14); // Base of trash can
  groundObstacleGfx.rect(6, 16, 20, 16); // Bottom half of can
  
  // Metal rim details
  groundObstacleGfx.fill(70, 70, 75);
  groundObstacleGfx.rect(6, 16, 20, 2);
  groundObstacleGfx.rect(6, 26, 20, 2);
  
  // Trash spilling out
  groundObstacleGfx.fill(40, 40, 45);
  groundObstacleGfx.beginShape();
  groundObstacleGfx.vertex(6, 20);
  groundObstacleGfx.vertex(2, 24);
  groundObstacleGfx.vertex(4, 28);
  groundObstacleGfx.vertex(8, 26);
  groundObstacleGfx.endShape(CLOSE);
  
  // Dents and damage
  groundObstacleGfx.fill(30, 30, 35);
  groundObstacleGfx.ellipse(22, 22, 6, 4);
  groundObstacleGfx.ellipse(10, 28, 4, 3);
  
  // Wet/reflective spots
  groundObstacleGfx.fill(80, 80, 85, 120);
  groundObstacleGfx.ellipse(18, 19, 3, 2);
  groundObstacleGfx.ellipse(12, 23, 2, 2);

  // Create flying obstacle graphics - spinning noir blades/broken ceiling fan
  flyingObstacleGfx = createGraphics(32, 32);
  flyingObstacleGfx.background(0, 0, 0, 0); // Transparent background
  flyingObstacleGfx.noStroke(); // Remove outlines
  
  // Create a more visible flying obstacle - noir style high-hanging sign
  // Main sign body - a rectangular sign
  flyingObstacleGfx.fill(60, 60, 65);
  flyingObstacleGfx.rect(2, 12, 28, 12, 2);
  
  // Border
  flyingObstacleGfx.fill(40, 40, 45);
  flyingObstacleGfx.rect(4, 14, 24, 8);
  
  // Add warning stripes for better visibility
  flyingObstacleGfx.fill(180, 180, 190);
  flyingObstacleGfx.rect(6, 16, 8, 4);
  flyingObstacleGfx.rect(18, 16, 8, 4);
  
  // Add chains holding the sign
  flyingObstacleGfx.fill(70, 70, 75);
  // Left chain
  flyingObstacleGfx.rect(6, 2, 2, 10);
  flyingObstacleGfx.rect(4, 4, 6, 2);
  flyingObstacleGfx.rect(4, 8, 6, 2);
  
  // Right chain
  flyingObstacleGfx.rect(24, 2, 2, 10);
  flyingObstacleGfx.rect(22, 4, 6, 2);
  flyingObstacleGfx.rect(22, 8, 6, 2);
  
  // Add highlights
  flyingObstacleGfx.fill(120, 120, 135, 150);
  flyingObstacleGfx.rect(4, 12, 24, 1);
  
  // Add broken/hanging bits for dynamic feel
  flyingObstacleGfx.fill(50, 50, 55);
  flyingObstacleGfx.beginShape();
  flyingObstacleGfx.vertex(28, 20);
  flyingObstacleGfx.vertex(32, 22);
  flyingObstacleGfx.vertex(30, 24);
  flyingObstacleGfx.vertex(28, 22);
  flyingObstacleGfx.endShape(CLOSE);
  
  // Create projectile graphics - noir-style bullet/gunshot
  projectileGfx = createGraphics(12, 12); // Increased from 8x8 to 12x12
  projectileGfx.background(0, 0, 0, 0); // Transparent background
  projectileGfx.noStroke(); // Remove outlines
  
  // Bullet tracer - red glow
  projectileGfx.fill(255, 0, 0, 120);
  projectileGfx.ellipse(6, 6, 12, 3);
  
  // Bullet core - bright red
  projectileGfx.fill(255, 0, 0);
  projectileGfx.ellipse(6, 6, 6, 3);
  
  // Muzzle flash glow - orange-red
  projectileGfx.fill(255, 100, 0, 60);
  projectileGfx.ellipse(3, 6, 4, 4);

  // Create ninja enemy graphics (32x32)
  enemyGfx.ninja = createGraphics(32, 32);
  enemyGfx.ninja.background(0, 0, 0, 0);
  enemyGfx.ninja.noStroke();
  
  // Improved ninja with brighter grayscale values
  // Main body - lighter gray
  enemyGfx.ninja.fill(60, 60, 65); // Lightened from 20,20,25
  enemyGfx.ninja.rect(8, 8, 16, 24, 2); // Main body
  
  // Hood - slightly darker
  enemyGfx.ninja.fill(40, 40, 45); // Lightened from 10,10,15
  enemyGfx.ninja.ellipse(16, 12, 20, 14); // Hooded head
  
  // Glowing red eyes
  enemyGfx.ninja.fill(255, 50, 50, 180);
  enemyGfx.ninja.rect(12, 11, 4, 1); // Left eye
  enemyGfx.ninja.rect(16, 11, 4, 1); // Right eye
  enemyGfx.ninja.fill(255, 180, 180, 200); // Brighter core
  enemyGfx.ninja.rect(13, 11, 2, 1); // Left eye core
  enemyGfx.ninja.rect(17, 11, 2, 1); // Right eye core
  
  // Red sash - brighter
  enemyGfx.ninja.fill(120, 20, 20); // Brighter from 40,0,0
  enemyGfx.ninja.rect(8, 18, 16, 3);
  
  // Metal blade - shinier
  enemyGfx.ninja.fill(180, 180, 180); // Lighter metal
  enemyGfx.ninja.rect(22, 8, 2, 20);
  // Sword handle
  enemyGfx.ninja.fill(80, 60, 40); // Lighter wood
  enemyGfx.ninja.rect(22, 28, 2, 4);
  
  // Feet
  enemyGfx.ninja.fill(30, 30, 35); // Lightened from 5,5,10
  enemyGfx.ninja.rect(10, 30, 5, 2);
  enemyGfx.ninja.rect(17, 30, 5, 2);
  
  // Star weapon - shinier
  enemyGfx.ninja.push();
  enemyGfx.ninja.translate(6, 16);
  enemyGfx.ninja.rotate(PI/4);
  enemyGfx.ninja.fill(220, 220, 220); // Much brighter 
  enemyGfx.ninja.rect(-3, -3, 6, 6);
  // Add glint to star
  enemyGfx.ninja.fill(255);
  enemyGfx.ninja.rect(-1, -1, 2, 2);
  enemyGfx.ninja.pop();
  
  // Create henchman enemy graphics (40x40)
  enemyGfx.henchman = createGraphics(40, 40);
  enemyGfx.henchman.background(0, 0, 0, 0);
  enemyGfx.henchman.noStroke();

  // Noir-style thug with more dramatic features
  // Tattered coat with dramatic folds
  enemyGfx.henchman.fill(25, 25, 30); // Darker fabric
  enemyGfx.henchman.beginShape();
  enemyGfx.henchman.vertex(12, 15);
  enemyGfx.henchman.vertex(28, 15);
  enemyGfx.henchman.vertex(32, 40);
  enemyGfx.henchman.vertex(8, 40);
  enemyGfx.henchman.endShape(CLOSE);

  // Dramatic coat collar
  enemyGfx.henchman.fill(20, 20, 25);
  enemyGfx.henchman.beginShape();
  enemyGfx.henchman.vertex(6, 15);
  enemyGfx.henchman.vertex(34, 15);
  enemyGfx.henchman.vertex(32, 23);
  enemyGfx.henchman.vertex(8, 23);
  enemyGfx.henchman.endShape(CLOSE);

  // Dramatic face with angular features
  enemyGfx.henchman.fill(25, 25, 30);
  enemyGfx.henchman.beginShape();
  enemyGfx.henchman.vertex(14, 10);
  enemyGfx.henchman.vertex(26, 10);
  enemyGfx.henchman.vertex(28, 15);
  enemyGfx.henchman.vertex(12, 15);
  enemyGfx.henchman.endShape(CLOSE);

  // Face shadow with more dramatic effect
  enemyGfx.henchman.fill(15, 15, 20);
  enemyGfx.henchman.beginShape();
  enemyGfx.henchman.vertex(15, 12);
  enemyGfx.henchman.vertex(25, 12);
  enemyGfx.henchman.vertex(24, 15);
  enemyGfx.henchman.vertex(16, 15);
  enemyGfx.henchman.endShape(CLOSE);

  // Enhanced glowing red eyes with more dramatic effect
  enemyGfx.henchman.fill(255, 0, 0, 180);
  enemyGfx.henchman.ellipse(17, 13, 3, 2);
  enemyGfx.henchman.ellipse(23, 13, 3, 2);
  enemyGfx.henchman.fill(255, 0, 0);
  enemyGfx.henchman.ellipse(17, 13, 1.5, 1);
  enemyGfx.henchman.ellipse(23, 13, 1.5, 1);

  // Exaggerated limbs with tattered edges
  enemyGfx.henchman.fill(20, 20, 25);
  // Left arm with dramatic angles
  enemyGfx.henchman.beginShape();
  enemyGfx.henchman.vertex(6, 18);
  enemyGfx.henchman.vertex(2, 18);
  enemyGfx.henchman.vertex(2, 33);
  enemyGfx.henchman.vertex(6, 33);
  enemyGfx.henchman.endShape(CLOSE);

  // Right arm with dramatic angles
  enemyGfx.henchman.beginShape();
  enemyGfx.henchman.vertex(34, 18);
  enemyGfx.henchman.vertex(38, 18);
  enemyGfx.henchman.vertex(38, 33);
  enemyGfx.henchman.vertex(34, 33);
  enemyGfx.henchman.endShape(CLOSE);

  // Legs with exaggerated boots and tattered edges
  enemyGfx.henchman.fill(25, 25, 30);
  // Left leg with tattered edge
  enemyGfx.henchman.beginShape();
  enemyGfx.henchman.vertex(14, 35);
  enemyGfx.henchman.vertex(12, 40);
  enemyGfx.henchman.vertex(16, 40);
  enemyGfx.henchman.vertex(16, 35);
  enemyGfx.henchman.endShape(CLOSE);

  // Right leg with tattered edge
  enemyGfx.henchman.beginShape();
  enemyGfx.henchman.vertex(24, 35);
  enemyGfx.henchman.vertex(24, 40);
  enemyGfx.henchman.vertex(28, 40);
  enemyGfx.henchman.vertex(26, 35);
  enemyGfx.henchman.endShape(CLOSE);

  // Dramatic hat with larger brim
  enemyGfx.henchman.fill(15, 15, 20);
  enemyGfx.henchman.beginShape();
  enemyGfx.henchman.vertex(12, 6);
  enemyGfx.henchman.vertex(28, 6);
  enemyGfx.henchman.vertex(26, 10);
  enemyGfx.henchman.vertex(14, 10);
  enemyGfx.henchman.endShape(CLOSE);

  // Weapon in right hand with glow effect
  enemyGfx.henchman.fill(40, 40, 45);
  enemyGfx.henchman.beginShape();
  enemyGfx.henchman.vertex(30, 22);
  enemyGfx.henchman.vertex(38, 22);
  enemyGfx.henchman.vertex(38, 26);
  enemyGfx.henchman.vertex(30, 26);
  enemyGfx.henchman.endShape(CLOSE);

  // Add shadow trail for more dramatic effect
  enemyGfx.henchman.fill(0, 0, 0, 100);
  enemyGfx.henchman.beginShape();
  enemyGfx.henchman.vertex(8, 40);
  enemyGfx.henchman.vertex(4, 42);
  enemyGfx.henchman.vertex(8, 44);
  enemyGfx.henchman.vertex(12, 42);
  enemyGfx.henchman.endShape(CLOSE);
}

function draw() {
  // Check if we should show the title screen
  if (showTitleScreen) {
    drawTitleScreen();
    
    // Add direct check for keys in the draw loop too for redundancy
    if (keyIsPressed && (key === ' ' || keyCode === 32)) {
      console.log("Key detected in draw loop, transitioning from title screen");
      showTitleScreen = false;
      gameState = "playing";
      
      // Reset score and other gameplay elements
      score = 0;
      enemiesKilled = 0;
      enemies = [];
      obstacles = [];
      projectiles = [];
      shootEffects = [];
      powerUps = []; // Clear power-ups
      slowMotion = false;
      slowMotionTimer = 0;
      scrollSpeed = normalScrollSpeed;
      screenFlash = 0;
      
      // Reset player position
      player.y = groundY;
      player.vy = 0;
      player.state = "running";
      
      // Reset offsets
      groundOffset = 0;
      backgroundOffset = 0;
      midgroundOffset = 0;
      foregroundOffset = 0;
      
      lastEnemySpawnTime = 0;
      forceEnemySpawnCounter = 0;
      lastPowerUpTime = 0;
    }
    
    return; // Skip the rest of the draw function
  }
  
  // If game is over, only draw the game over screen and nothing else
  if (gameState === "gameOver") {
    // Create a proper game over screen that fully covers the game
    drawGameOverScreen();
    return; // Skip all other game logic to prevent updating game elements
  }
  
  // If in leaderboard state, only draw the leaderboard screen
  if (gameState === "leaderboard") {
    drawLeaderboardScreen();
    return; // Skip all other game logic
  }
  
  // If entering score, still draw the game over screen in the background
  if (gameState === "enteringScore") {
    drawGameOverScreen();
    return; // Skip all other game logic
  }
  
  // Only run the game logic if we're in playing state
  if (gameState === "playing") {
    // Handle slow motion effect - we're disabling this by just keeping scrollSpeed at normal
    scrollSpeed = normalScrollSpeed;
    
    // Update scrolling ground and parallax backgrounds
    groundOffset += scrollSpeed;
    if (groundOffset > groundTile.width) {
      groundOffset -= groundTile.width;
    }

    // Update parallax offsets at different speeds
    backgroundOffset += scrollSpeed * 0.1; // Slowest (distant background)
    midgroundOffset += scrollSpeed * 0.4;  // Medium speed (midground)
    foregroundOffset += scrollSpeed * 0.7; // Faster (foreground, but still slower than ground)
    
    // Wrap offsets when they exceed the layer width
    if (backgroundOffset >= backgroundGfx.width) backgroundOffset -= backgroundGfx.width;
    if (midgroundOffset >= midgroundGfx.width) midgroundOffset -= midgroundGfx.width;
    if (foregroundOffset >= foregroundGfx.width) foregroundOffset -= foregroundGfx.width;

    // Draw gradient sky background - pure black to very dark gray
    background(0);
    
    // Draw stars - white dots
    drawTwinklingStars();
    
    // Draw background city skyline
    image(backgroundGfx, -backgroundOffset, 0);
    if (backgroundOffset > backgroundGfx.width - width) {
      image(backgroundGfx, -backgroundOffset + backgroundGfx.width, 0);
    }
    
    // Draw stationary moon - draw it here to be fixed in position
    drawMoon(600, 80);
    
    // Update and draw clouds
    for (let i = 0; i < clouds.length; i++) {
      let cloud = clouds[i];
      cloud.x -= cloud.speed;
      
      // Wrap clouds around when they move off-screen
      if (cloud.x < -100 * cloud.scale) {
        cloud.x = width + random(0, 100);
        cloud.y = random(20, 150);
      }
      
      // Draw cloud with varying opacity and scale
      push();
      tint(255, cloud.alpha);
      image(cloudGfx, cloud.x, cloud.y, 
            cloudGfx.width * cloud.scale, 
            cloudGfx.height * cloud.scale);
      noTint();
      pop();
    }
    
    // Draw midground buildings (wrapping around when needed)
    image(midgroundGfx, -midgroundOffset, 0);
    if (midgroundOffset > midgroundGfx.width - width) {
      image(midgroundGfx, -midgroundOffset + midgroundGfx.width, 0);
    }
    
    // Draw foreground buildings (wrapping around when needed)
    image(foregroundGfx, -foregroundOffset, 0);
    if (foregroundOffset > foregroundGfx.width - width) {
      image(foregroundGfx, -foregroundOffset + foregroundGfx.width, 0);
    }
    
    // Draw street fog - grayscale only (reduced amount)
    drawStreetFog();
    
    // Draw a simple continuous floor at ground level - adjust position
    let xOffset = -(groundOffset % groundTile.width);
    for (let x = xOffset - 128; x < width + 128; x += groundTile.width) {
      // Position the floor so its top edge aligns with groundY
      image(groundTile, x, groundY);
    }
    
    // Add a solid floor line where player's feet rest
    push();
    stroke(60);
    strokeWeight(1);
    line(0, groundY, width, groundY);
    pop();
    
    // Draw street reflections - white only (reduced)
    drawStreetReflections();

    // Update player position (jumping)
    if (player.state === "jumping") {
      player.y += player.vy;
      player.vy += gravity;
      if (player.y >= groundY) {
        player.y = groundY;
        player.vy = 0;
        player.state = "running";
      }
    }

    // Update player animation
    if (player.state === "running") {
      player.animTimer++;
      if (player.animTimer >= 5) {
        player.animTimer = 0;
        player.animFrame = (player.animFrame + 1) % 4;
      }
    }

    // Draw player shadow
    drawPlayerShadow();

    // Draw player based on state
    if (player.state === "running") {
      image(playerRunningFrames[player.animFrame], player.x, player.y - playerRunningFrames[player.animFrame].height);
    } else if (player.state === "jumping") {
      image(playerJumpingFrame, player.x, player.y - playerJumpingFrame.height);
    } else if (player.state === "ducking") {
      image(playerDuckingFrame, player.x, player.y - playerDuckingFrame.height);
    }

    // Update and draw projectiles
    for (let projectile of projectiles) {
      push();
      if (projectile.isBeam) {
        // Draw beam weapon projectile with red-to-white gradient
        noStroke();
        
        // Outer glow effect - reddish
        drawingContext.shadowBlur = 15;
        drawingContext.shadowColor = 'rgba(255, 50, 50, 0.7)';
        
        // Main beam - red
        fill(255, 50, 50, 180); // Red color
        rect(projectile.x - projectile.width/2, projectile.y - projectile.height/2, projectile.width, projectile.height, 4);
        
        // Inner core - white to red gradient effect
        fill(255, 200, 200, 220);
        rect(projectile.x - projectile.width/2 + 5, projectile.y - projectile.height/4, projectile.width - 10, projectile.height/2, 2);
        
        // Energy particles along beam
        for (let i = 0; i < 5; i++) {
          let xPos = projectile.x - projectile.width/2 + 10 + (i * projectile.width/5);
          let yOffset = sin(frameCount * 0.2 + i) * 2;
          
          // Gradient from white to red
          let redValue = map(i, 0, 4, 255, 200);
          fill(255, redValue, redValue, 200);
          ellipse(xPos, projectile.y + yOffset, 4, 4);
        }
        
        drawingContext.shadowBlur = 0; // Reset shadow
      } else {
        // Normal projectile with red glow effect
        translate(projectile.x, projectile.y);
        
        drawingContext.shadowBlur = 10;
        drawingContext.shadowColor = 'rgba(255, 50, 50, 0.8)';
        
        // Red projectile
        fill(255, 40, 40);
        noStroke();
        ellipse(0, 0, 8, 8);
        
        // White-red core
        fill(255, 200, 200);
        ellipse(0, 0, 4, 4);
        
        drawingContext.shadowBlur = 0; // Reset shadow
      }
      pop();
    }

    // Update and draw shoot effects
    for (let i = shootEffects.length - 1; i >= 0; i--) {
      let effect = shootEffects[i];
      
      // Update effect properties
      effect.alpha -= 15;
      if (effect.vx !== undefined) {
        effect.x += effect.vx;
        effect.y += effect.vy;
      }
      
      // Remove effects that have faded out
      if (effect.alpha <= 0 || effect.life <= 0) {
        shootEffects.splice(i, 1);
        continue;
      }
      
      // Draw effect based on type
      push();
      if (effect.isRed) {
        // Red ink for enemy deaths
        fill(255, 50, 50, effect.alpha);
        ellipse(effect.x, effect.y, effect.size, effect.size);
      } else if (effect.color) {
        // Use custom color if specified
        fill(effect.color[0], effect.color[1], effect.color[2], effect.alpha);
        ellipse(effect.x, effect.y, effect.size, effect.size);
      } else {
        // Default white
        fill(240, effect.alpha);
        ellipse(effect.x, effect.y, effect.size, effect.size);
      }
      pop();
      
      // Decrease life counter
      effect.life--;
    }

    // Check for collision between player and obstacles/enemies
    if (screenFlash <= 0) { // Only check collisions when not in hit freeze
      let playerHitbox = getPlayerHitbox();
      
      // Check collision with obstacles
      for (let i = obstacles.length - 1; i >= 0; i--) {
        let obstacle = obstacles[i];
        let obstacleHitbox = getObstacleHitbox(obstacle);
        
        if (checkCollision(playerHitbox, obstacleHitbox)) {
          if (activePowerUps.shield > 0) {
            // Shield protection - destroy obstacle but keep shield active
            console.log("Shield hit by obstacle - destroying obstacle, shield still active");
            
            // Create shield flare effect
            createShieldFlareEffect();
            
            // Remove the obstacle
            obstacles.splice(i, 1);
            
            // Don't trigger game over
            continue; // Skip to next obstacle
          } else {
            // Game over if no shield
            gameState = "gameOver";
            // Create dramatic death effect
            for (let i = 0; i < 30; i++) {
              let angle = random(0, TWO_PI);
              let speed = random(2, 5);
              let effect = {
                x: player.x,
                y: player.y - 20,
                vx: cos(angle) * speed,
                vy: sin(angle) * speed,
                size: random(5, 12),
                alpha: 255,
                life: 30,
                isRed: true // Flag for red particles
              };
              shootEffects.push(effect);
            }
          }
        }
      }
      
      // Check collision with enemies
    for (let i = enemies.length - 1; i >= 0; i--) {
      let enemy = enemies[i];
        let enemyHitbox = getEnemyHitbox(enemy);
        let playerHitbox = getPlayerHitbox();
        
        if (checkCollision(playerHitbox, enemyHitbox)) {
          if (activePowerUps.shield > 0) {
            // Shield protection - destroy enemy but keep shield active
            console.log("Shield hit by enemy - destroying enemy, shield still active");
            
            // Create shield flare effect
            createShieldFlareEffect();
            
            // Create enemy defeat effect
            createEnemyDefeatEffects(enemy);
            
            // Remove the enemy
            enemies.splice(i, 1);
            score += 100;
            enemiesKilled++;
            
            // Don't trigger game over
            continue; // Skip to next enemy
          } else {
            // Game over if no shield
            console.log("Enemy collision without shield - game over");
            gameState = "gameOver";
            // Create dramatic death effect
            for (let j = 0; j < 30; j++) {
              let angle = random(0, TWO_PI);
              let speed = random(2, 5);
              let effect = {
                x: player.x,
                y: player.y - 20,
                vx: cos(angle) * speed,
                vy: sin(angle) * speed,
                size: random(5, 12),
                alpha: 255,
                life: 30,
                isRed: true // Flag for red particles
              };
              shootEffects.push(effect);
            }
            
            break; // Exit the loop since game is over
          }
        }
      }
    } else {
      // Decrease screen flash timer
      screenFlash--;
    }

    // Update slow motion if active
    if (slowMotion) {
      slowMotionTimer--;
      if (slowMotionTimer <= 0) {
        slowMotion = false;
        scrollSpeed = normalScrollSpeed;
      }
    }
    
    // Display score
    push();
    fill(255);
    textSize(20);
    textAlign(LEFT);
    
    // Update score continuously based on distance traveled (like Dino Run)
    score += 1;
    
    // Display the score (no need for Math.floor since we're using integers)
    text("SCORE: " + Math.floor(score), 20, 30);
    text("KILLS: " + enemiesKilled, 20, 60);
    pop();

    // Update and draw enemies with enhanced size and appeal
    for (let i = enemies.length - 1; i >= 0; i--) {
      let enemy = enemies[i];
      
      // Apply different movement patterns based on enemy type
      if (enemy.type === 'flying') {
        // Flying enemy moves in a wave pattern
      enemy.x -= scrollSpeed;
        enemy.y = enemy.baseY + sin(frameCount * 0.05 + enemy.offset) * 40; // Smoother, larger wave pattern
        
        // Add wing flap animation property if it doesn't exist
        if (enemy.wingPhase === undefined) {
          enemy.wingPhase = random(0, TWO_PI);
        }
        
        // Update wing flap animation
        enemy.wingPhase += 0.2;
      } else if (enemy.type === 'henchman') {
        // Henchman enemy moves slower but steadily
        enemy.x -= scrollSpeed * 0.7;
        
        // Add weapon glow effect if it doesn't exist
        if (enemy.glowIntensity === undefined) {
          enemy.glowIntensity = random(0.6, 1);
        }
        
        // Update weapon glow pulsation
        enemy.glowIntensity = 0.6 + sin(frameCount * 0.1) * 0.4;
      } else if (enemy.type === 'ninja') {
        // Ninja enemy moves faster and rushes toward the player
        // Give ninja a speed property if it doesn't exist yet
        if (enemy.speed === undefined) {
          enemy.speed = random(1.2, 1.6); // Further reduced max speed for better gameplay
        }
        
        // Fast movement toward player
        enemy.x -= scrollSpeed * enemy.speed;
        
        // Add dynamic vertical movement - slight up and down
        if (enemy.vertOffset === undefined) {
          enemy.vertOffset = random(0, TWO_PI);
        }
        enemy.vertOffset += 0.1;
        enemy.y = groundY + sin(enemy.vertOffset) * 5; // Slight vertical movement
        
        // Occasionally slow down briefly to give player a chance to shoot
        if (frameCount % 60 < 15) { // Every second, slow down for 1/4 second
          enemy.x -= scrollSpeed * 0.5; // Move slower during this window
        }
        
        // Add afterimage trail for ninja if it doesn't exist
        if (enemy.trailOpacity === undefined) {
          enemy.trailOpacity = [];
          enemy.trailX = [];
          for (let t = 0; t < 3; t++) {
            enemy.trailOpacity.push(60 - t * 20);
            enemy.trailX.push(enemy.x + t * 10);
          }
        }
        
        // Update ninja's shadow trail positions
        for (let t = enemy.trailOpacity.length - 1; t > 0; t--) {
          enemy.trailX[t] = enemy.trailX[t-1];
        }
        enemy.trailX[0] = enemy.x;
      } else {
        // Regular enemy
        enemy.x -= scrollSpeed;
        
        // Add eye glow effect if it doesn't exist
        if (enemy.eyeGlowIntensity === undefined) {
          enemy.eyeGlowIntensity = random(0.7, 1);
        }
        
        // Update eye glow pulsation
        enemy.eyeGlowIntensity = 0.7 + sin(frameCount * 0.08) * 0.3;
      }
      
      if (enemy.x < -40) {
        enemies.splice(i, 1);
      } else {
        // Draw shadows for ground-based enemies - larger and more dramatic
        if (enemy.type !== 'flying') {
          push();
          noStroke();
          fill(0, 0, 0, 40);
          if (enemy.type === 'henchman') {
            ellipse(enemy.x + 25, groundY + 2, 45, 6); // Larger shadow for henchman
          } else {
            ellipse(enemy.x + 16, groundY + 2, 30, 4); // Slightly larger shadow for regular
          }
          pop();
        }
        
        // Draw based on enemy type - position all at ground level with enhanced size
        if (enemy.type === 'flying') {
          // Draw flying enemy at 1.25x scale
          push();
          
          // Draw wing flap animation effect
          let wingOffset = sin(enemy.wingPhase) * 4;
          
          // Draw actual enemy image with wing animation
          imageMode(CENTER);
          
          // Draw subtle wing trail
          push();
          tint(140, 0, 200, 40);
          image(enemyGfx.flying, enemy.x + 23, enemy.y + 20, 
                enemyGfx.flying.width * 1.3, enemyGfx.flying.height * (1.25 + abs(wingOffset/20)));
          pop();
          
          // Draw main enemy
          image(enemyGfx.flying, enemy.x + 20, enemy.y + 20, 
                enemyGfx.flying.width * 1.25, enemyGfx.flying.height * (1.25 + abs(wingOffset/40)));
          
          // Draw glowing eyes properly aligned with the face
          noStroke();
          fill(255, 0, 0, 120 + sin(frameCount * 0.1) * 40);
          ellipse(enemy.x + 16, enemy.y + 16, 4, 3);
          ellipse(enemy.x + 24, enemy.y + 16, 4, 3);
          
          // Add more dramatic wing effects
          fill(120, 0, 180, 30 + sin(frameCount * 0.2) * 10);
          let wingSize = 12 + sin(enemy.wingPhase) * 4;
          ellipse(enemy.x + 8, enemy.y + 16, wingSize, wingSize/2);
          ellipse(enemy.x + 32, enemy.y + 16, wingSize, wingSize/2);
          
          imageMode(CORNER);
          pop();
          
          // Flying enemy shadow (fainter and stretched based on height)
          push();
          noStroke();
          let shadowSize = map(enemy.y, groundY - 150, groundY, 15, 30);
          let shadowAlpha = map(enemy.y, groundY - 150, groundY, 10, 40);
          fill(0, 0, 0, shadowAlpha);
          ellipse(enemy.x + 20, groundY + 2, shadowSize, 3);
          pop();
        } else if (enemy.type === 'henchman') {
          // Draw henchman enemy
          push();
          
          // Draw health indicators based on remaining health
          let henchmanGfx = createGraphics(enemyGfx.henchman.width, enemyGfx.henchman.height);
          henchmanGfx.image(enemyGfx.henchman, 0, 0);
          
          // Add health indicators
          henchmanGfx.noStroke();
          henchmanGfx.fill(255, 0, 0);
          
          // Different health indicators based on health
          if (enemy.health >= 3) {
            // Full health - three red dots
            henchmanGfx.ellipse(10, 15, 4, 4);
            henchmanGfx.ellipse(20, 15, 4, 4);
            henchmanGfx.ellipse(30, 15, 4, 4);
          } else if (enemy.health === 2) {
            // Two health - two red dots
            henchmanGfx.ellipse(15, 15, 4, 4);
            henchmanGfx.ellipse(25, 15, 4, 4);
          } else if (enemy.health === 1) {
            // One health - one red dot
            henchmanGfx.ellipse(20, 15, 4, 4);
          }
          
          // Add weapon glow effect
          let glowSize = 8 + sin(frameCount * 0.1) * 3;
          let glowOpacity = 100 + sin(frameCount * 0.1) * 40;
          let glowColor = enemy.health > 1 ? [255, 0, 0] : [255, 150, 0]; // Red for healthy, orange when damaged
          
          henchmanGfx.noStroke();
          henchmanGfx.fill(glowColor[0], glowColor[1], glowColor[2], glowOpacity * enemy.glowIntensity);
          henchmanGfx.ellipse(38, 24, glowSize, glowSize);
          
          // Enhance eye glow based on health status
          let eyeColor = enemy.health > 1 ? [255, 0, 0] : [255, 150, 0];
          let eyeIntensity = 150 + sin(frameCount * 0.1) * 50;
          henchmanGfx.fill(eyeColor[0], eyeColor[1], eyeColor[2], eyeIntensity);
          henchmanGfx.ellipse(17, 13, 3, 2);
          henchmanGfx.ellipse(23, 13, 3, 2);
          
          // Draw impact pose when recently hit (flashing red)
          if (enemy.hitTimer && enemy.hitTimer > 0) {
            henchmanGfx.fill(255, 0, 0, map(enemy.hitTimer, 10, 0, 100, 0));
            henchmanGfx.rect(0, 0, henchmanGfx.width, henchmanGfx.height);
            enemy.hitTimer--;
          }
          
          // Add menacing shadows to enhance appearance
          henchmanGfx.fill(0, 0, 0, 70);
          henchmanGfx.rect(10, 10, 20, 2);
          
          // Draw henchman enemy 1.5x scale
          imageMode(CENTER);
          image(henchmanGfx, enemy.x + 20, groundY - enemyGfx.henchman.height/2, enemyGfx.henchman.width * 1.5, enemyGfx.henchman.height * 1.5);
          imageMode(CORNER);
          pop();
        } else if (enemy.type === 'ninja') {
          // Draw ninja enemy with shadow trail
          push();
          
          // Draw improved shadow trail
          imageMode(CENTER);
          for (let t = enemy.trailOpacity.length - 1; t >= 0; t--) {
            push();
            // Use a purple tint for the shadow trail to make it more visually appealing
            tint(30, 0, 60, enemy.trailOpacity[t]);
            image(enemyGfx.ninja, enemy.trailX[t] + 16, enemy.y - enemyGfx.ninja.height/2, 
                  enemyGfx.ninja.width * 1.2, enemyGfx.ninja.height * 1.2);
            pop();
          }
          
          // Draw blade glint occasionally
          if (frameCount % 60 < 5) {
            noStroke();
            fill(255, map(frameCount % 60, 0, 5, 255, 0));
            let glintX = enemy.x + 30 + sin(frameCount * 0.5) * 5;
            let glintY = enemy.y - 32 + cos(frameCount * 0.5) * 3;
            star(glintX, glintY, 3, 8, 4);
            
            // Add additional glow effect around the blade
            fill(255, 255, 255, map(frameCount % 60, 0, 5, 100, 0));
            ellipse(glintX, glintY, 10, 10);
          }
          
          // Draw main ninja
          image(enemyGfx.ninja, enemy.x + 16, enemy.y - enemyGfx.ninja.height/2, 
                enemyGfx.ninja.width * 1.25, enemyGfx.ninja.height * 1.25);
          
          // Add dramatic red eye glow effect
          noStroke();
          let eyeGlow = 120 + sin(frameCount * 0.15) * 60;
          fill(255, 0, 0, eyeGlow);
          ellipse(enemy.x + 14, enemy.y - 24, 3, 2);
          ellipse(enemy.x + 18, enemy.y - 24, 3, 2);
          
          imageMode(CORNER);
          pop();
        } else {
          // Draw regular enemy with pulsing eyes
          push();
          
          // Draw regular enemy 1.2x scale
          imageMode(CENTER);
          image(enemyGfx.regular, enemy.x + 16, groundY - enemyGfx.regular.height/2, 
                enemyGfx.regular.width * 1.2, enemyGfx.regular.height * 1.2);
          
          // Draw pulsing red eyes
          noStroke();
          let eyeGlow = 100 + sin(frameCount * 0.1) * 50 * enemy.eyeGlowIntensity;
          let eyeSize = 3 + sin(frameCount * 0.1) * 1 * enemy.eyeGlowIntensity;
          
          fill(255, 0, 0, eyeGlow);
          // Fix the floating eyes positioning to be aligned with the face
          ellipse(enemy.x + 14, groundY - 20, eyeSize, eyeSize);
          ellipse(enemy.x + 18, groundY - 20, eyeSize, eyeSize);
          
          // Occasional coat billowing effect
          if (frameCount % 30 < 15) {
            noFill();
            stroke(0, 0, 0, 30);
            strokeWeight(2);
            bezier(
              enemy.x + 10, groundY - 30,
              enemy.x + 15 + sin(frameCount * 0.1) * 3, groundY - 20,
              enemy.x + 20 + sin(frameCount * 0.1) * 5, groundY - 15,
              enemy.x + 25 + sin(frameCount * 0.1) * 8, groundY - 5
            );
          }
          
          imageMode(CORNER);
          pop();
        }
      }
    }

    // Update and draw obstacles
    for (let i = obstacles.length - 1; i >= 0; i--) {
      let obstacle = obstacles[i];
      obstacle.x -= scrollSpeed;
      if (obstacle.x < -32) {
        obstacles.splice(i, 1);
      } else {
        // Draw shadows for obstacles
        if (obstacle.type === "ground") {
          fill(0, 0, 0, 70);
          ellipse(obstacle.x + 16, groundY + 2, 28, 4);
          image(groundObstacleGfx, obstacle.x, groundY - groundObstacleGfx.height);
        } else if (obstacle.type === "flying") {
          // Flying obstacle shadow
          let shadowSize = map(obstacle.y, groundY - 150, groundY, 10, 24);
          let shadowAlpha = map(obstacle.y, groundY - 150, groundY, 20, 60);
          fill(0, 0, 0, shadowAlpha);
          ellipse(obstacle.x + 16, groundY + 2, shadowSize, 3);
          
          image(flyingObstacleGfx, obstacle.x, obstacle.y);
        }
      }
    }
    
    // ENEMY AND OBSTACLE SPAWNING LOGIC
    // Calculate spawn probability based on score to increase difficulty
    let difficultyFactor = 1 + (score / 3000); // Increased scaling (was 5000)
    let groundObstacleChance = 0.01 * difficultyFactor; // Increased from 0.008
    let flyingObstacleChance = 0.008 * difficultyFactor; // Increased from 0.007
    let enemyChance = 0.008 * difficultyFactor; // Increased from 0.006
    
    // Debug log every 100 frames
    if (frameCount % 100 === 0) {
      console.log("Spawn diagnostics:", 
                 "Score:", score, 
                 "Difficulty:", difficultyFactor.toFixed(2),
                 "Enemy chance:", (enemyChance * 100).toFixed(2) + "%",
                 "Counter:", forceEnemySpawnCounter);
    }
    
    // Reduce minimum distance between obstacles to allow more spawns
    let minDistanceBetweenObstacles = 100; // Reduced from 120
    
    // Check if we can spawn an obstacle (not too close to obstacles)
    let canSpawnObstacle = true;
    
    for (let obstacle of obstacles) {
      if (obstacle.x > width - minDistanceBetweenObstacles) {
        canSpawnObstacle = false;
        break;
      }
    }
    
    if (canSpawnObstacle) {
      if (random() < groundObstacleChance) {
        // 30% chance for tall obstacle that requires ducking
        let tallObstacle = random() < 0.3;
        
        // New: Add a 15% chance for a birthday cake obstacle
        let isCakeObstacle = random() < 0.15;
        
        obstacles.push({ 
          x: width + random(0, 50), 
          y: groundY, 
          type: "ground",
          tall: tallObstacle, // Flag for tall obstacles that require ducking
          cake: isCakeObstacle // Flag for cake obstacles
        });
        
        if (isCakeObstacle) {
          console.log("Spawned birthday cake obstacle at", width);
        } else {
          console.log("Spawned regular ground obstacle at", width);
        }
      }
      if (random() < flyingObstacleChance) {
        // Vary the height more so some require jumping, others require ducking
        let heightVariation = random(-50, 50);
        let baseHeight = groundY - 100; // Base flying height
        
        obstacles.push({ 
          x: width + random(0, 50), 
          y: baseHeight + heightVariation, 
          type: "flying",
          // Make the obstacle swing down slightly as it moves
          swingOffset: random(0, TWO_PI)
        });
        console.log("Spawned flying obstacle at height", baseHeight + heightVariation);
      }
    }
    
    // Check if we can spawn an enemy (not too close to obstacles)
    let canSpawnEnemy = true;
    for (let obstacle of obstacles) {
      if (obstacle.x > width - minDistanceBetweenObstacles) {
        canSpawnEnemy = false;
        break;
      }
    }
    
    // Increment force spawn counter each frame
    forceEnemySpawnCounter++;
    
    // Either spawn based on random chance or force spawn after a certain time
    if ((canSpawnEnemy && random() < enemyChance) || forceEnemySpawnCounter > 150) { // Force spawn after 2.5 seconds (reduced from 3)
      // Reset counter
      forceEnemySpawnCounter = 0;
      
      // If we can't spawn due to obstacles but need to force spawn, place enemy further back
      let enemyX = width;
      if (!canSpawnEnemy) {
        enemyX += minDistanceBetweenObstacles; // Place further back if forced spawn during obstacle
      }
      
      // Decide which type of enemy to spawn based on score and randomness
      let enemyRoll = random();
      
      if (score > 800 && enemyRoll < 0.25) {
        // Henchman enemy - 25% chance after score 800
        enemies.push({
          x: enemyX + random(0, 50),
          y: groundY, // Ground level 
          type: 'henchman',
          health: 3, // Henchman takes 3 hits to defeat
          hitTimer: 0 // For hit effect
        });
        console.log("Spawned henchman enemy");
      } else if (score > 500 && enemyRoll < 0.6) {
        // Flying enemy - 35% chance after score 500
        enemies.push({
          x: enemyX + random(0, 50),
          y: groundY - 100, // Flying height - higher up from ground
          baseY: groundY - 100, // Base height for wave pattern
          offset: random(0, TWO_PI),
          type: 'flying',
          wingPhase: random(0, TWO_PI) // For wing animation
        });
        console.log("Spawned flying enemy");
      } else if (score > 300 && enemyRoll < 0.85) {
        // Ninja enemy - 25% chance after score 300
        enemies.push({
          x: enemyX + random(0, 50),
          y: groundY, // Ground level
          type: 'ninja',
          speed: random(1.2, 1.8), // Reduced max speed from 2.2 to 1.8
          // Add arrays to store trail positions and opacity
          trailX: [],
          trailOpacity: []
        });
        console.log("Spawned ninja enemy");
      } else {
        // Regular enemy - always available
        enemies.push({
          x: enemyX + random(0, 50),
          y: groundY, // Ground level
          type: 'regular',
          // Add random intensity for eye glow effect
          eyeGlowIntensity: random(0.5, 1.5)
        });
        console.log("Spawned regular enemy");
    }
  }

  // Update power-ups
  updatePowerUps();

  // Randomly spawn power-ups (less frequently)
  if (random() < 0.005) { // 0.5% chance per frame
    spawnPowerUp();
  }

  // Draw power-ups
  drawPowerUps();

  // Draw active power-up indicators
  drawActivePowerUps();

  // Update and check collisions for projectiles
    for (let i = projectiles.length - 1; i >= 0; i--) {
      let projectile = projectiles[i];
    
    // Update projectile position
    projectile.x += projectile.vx;
    if (projectile.vy) projectile.y += projectile.vy;
    
    // Remove if off-screen
      if (projectile.x > width) {
        projectiles.splice(i, 1);
      continue;
    }
    
    // Check collisions with enemies
    for (let j = enemies.length - 1; j >= 0; j--) {
      let enemy = enemies[j];
      let enemyHitbox = getEnemyHitbox(enemy);
      
        // Use the collision detection function
      let collision = checkProjectileEnemyCollision(projectile, enemy);
      
      if (collision) {
        // Handle different enemy types
        if (enemy.type === "henchman" && enemy.health > 1) {
          // Tank takes multiple hits
          enemy.health--;
          createEnemyHitEffect(enemy); // Small hit effect
          
          // Only remove normal projectiles, beams continue
          if (!projectile.isBeam) {
            projectiles.splice(i, 1);
            break; // Break since projectile is gone
      } else {
            // For beam, increment hit counter
            projectile.hits++;
            // If beam has reached max hits, remove it
            if (projectile.hits >= projectile.maxHits) {
              projectiles.splice(i, 1);
              break; // Break since projectile is gone
            }
          }
        } else {
          // Regular/flying/ninja enemies die in one hit
          // Create death effect
          createEnemyDefeatEffects(enemy);
          
          // Award score based on enemy type
          let scoreGain = 0;
          switch(enemy.type) {
            case "flying":
              scoreGain = 150;
              break;
            case "ninja":
              scoreGain = 200;
              break;
            case "henchman":
              scoreGain = 250;
              break;
            default:
              scoreGain = 100;
          }
          
          score += scoreGain;
          enemiesKilled++;
          
          // Slow motion effect on enemy defeat (not for all enemies)
          if ((enemy.type === "henchman" || enemy.type === "ninja") && !slowMotion) {
            slowMotion = true;
            slowMotionTimer = slowMotionDuration;
            screenFlash = 20; // Flash on dramatic kills
          }
          
          // Remove the defeated enemy
          enemies.splice(j, 1);
          
          // For beam, increment hit counter but don't remove beam unless max hits reached
          if (projectile.isBeam) {
            projectile.hits++;
            // If beam has reached max hits, remove it
            if (projectile.hits >= projectile.maxHits) {
              projectiles.splice(i, 1);
              break; // Break since projectile is gone
            }
          } else {
            // Remove normal projectile
            projectiles.splice(i, 1);
            break; // Break since projectile is gone
          }
        }
      }
    }
  }

    // Check player collisions with obstacles and enemies
    let playerHitbox = getPlayerHitbox();
    
    // Check obstacle collisions when the player doesn't have active shield
    if (activePowerUps.shield <= 0) {
      for (let obstacle of obstacles) {
        let obstacleHitbox = getObstacleHitbox(obstacle);
        if (checkCollision(playerHitbox, obstacleHitbox)) {
          console.log("Player collision with obstacle", obstacle.type);
          gameState = "gameOver";
          break;
        }
      }
    }
    
    // Check enemy collisions
    for (let enemy of enemies) {
      let enemyHitbox = getEnemyHitbox(enemy);
      
      if (checkCollision(playerHitbox, enemyHitbox)) {
        if (activePowerUps.shield > 0) {
          // Shield blocks the hit
          createShieldFlareEffect();
          
          // Create dramatic enemy defeat
          createEnemyDefeatEffects(enemy);
          
          // Remove the enemy
          enemies.splice(enemies.indexOf(enemy), 1);
          
          // Reduce shield time
          activePowerUps.shield = Math.max(0, activePowerUps.shield - 120);
          
          // Short slow-mo on shield block
          slowMotion = true;
          slowMotionTimer = 20;
        } else {
          // Game over on enemy collision
          console.log("Player collision with enemy", enemy.type);
          gameState = "gameOver";
          break;
        }
    }
  }

  // Decrease any active shield flare time
  if (player.shieldFlareTime && player.shieldFlareTime > 0) {
    player.shieldFlareTime--;
    }
  }
}

// Helper function to draw street reflections - white only (reduced)
function drawStreetReflections() {
  push();
  noStroke();
  // Create more dramatic street reflections
  for (let i = 0; i < 5; i++) {
    let x = (i * 200 + frameCount * scrollSpeed * 0.3) % (width + 200) - 100;
    let y = groundY + 5;
    let w = 30 + (i % 3) * 15;
    let h = 1;
    
    // Vary opacity based on distance
    let opacity = map(i, 0, 4, 20, 5);
    fill(255, opacity);
    rect(x, y, w, h);
  }
  pop();
}

// Helper function to draw player shadow - pure black
function drawPlayerShadow() {
  push();
  noStroke();
  
  // Ground-level shadow
  if (player.state === "jumping") {
    // Shadow gets smaller when jumping higher
    let shadowSize = map(player.y, groundY - 150, groundY, 15, 30);
    let shadowAlpha = map(player.y, groundY - 150, groundY, 40, 80);
    fill(0, shadowAlpha);
    ellipse(player.x + 16, groundY + 2, shadowSize, 4); // Slightly below ground line
  } else if (player.state === "ducking") {
    // Wider shadow when ducking
    fill(0, 80);
    ellipse(player.x + 16, groundY + 2, 35, 4); // Slightly below ground line
  } else {
    // Normal shadow
    fill(0, 80);
    ellipse(player.x + 16, groundY + 2, 30, 4); // Slightly below ground line
  }
  
  pop();
}

// Helper functions for collision detection
function getPlayerHitbox() {
  // Adjust hitbox based on player state
  if (player.state === "ducking") {
    // Smaller hitbox when ducking
    return {
      x: player.x + 10,
      y: player.y - 10,
      width: 24,
      height: 20,
      type: "player"
    };
  } else if (player.state === "jumping") {
    // Jumping hitbox - smaller and higher up
    return {
      x: player.x + 10,
      y: player.y - 30, // Higher position
      width: 24,
      height: 30, // Smaller height
      type: "player"
    };
  } else {
    // Normal running hitbox
    return {
      x: player.x + 10,
      y: player.y - 30,
      width: 24,
      height: 60,
      type: "player"
    };
  }
}

function getObstacleHitbox(obstacle) {
  if (obstacle.type === "ground") {
    // Check if it's a birthday cake obstacle
    if (obstacle.cake) {
      // Special hitbox for birthday cake - make it a bit narrower than visual
      // to be more forgiving and match the cake's visual shape
      return {
        x: obstacle.x - 25, // Centered on the cake
        y: obstacle.y - 35, // Match cake height
        width: 50,         // Cake width
        height: 35,        // Cake height
        type: "ground_obstacle"
      };
    }
    else if (obstacle.tall) {
      // Taller hitbox for obstacles that require ducking
      return {
        x: obstacle.x + 10,
        y: obstacle.y - 70, // Higher hitbox for tall obstacles
        width: 25,         // Reduced width from 30 to 25
        height: 70,
        type: "ground_obstacle"
      };
    } else {
      // Regular ground obstacle hitbox - reduced width and offset for easier landing
      return {
        x: obstacle.x + 12,  // Moved hitbox slightly to the right (was 10)
        y: obstacle.y - 25,  // Slightly higher
        width: 20,          // Reduced width from 30 to 20
        height: 25,         // Maintained reduced height
        type: "ground_obstacle"
      };
    }
  } else if (obstacle.type === "flying") {
    // Flying obstacle hitbox - adjusted for variable height
    let yAdjust = obstacle.swingOffset ? sin(frameCount * 0.05 + obstacle.swingOffset) * 10 : 0;
    return {
      x: obstacle.x + 10,
      y: obstacle.y - 15 + yAdjust,
      width: 25,           // Reduced from 30 to 25
      height: 25,          // Maintained reduced height
      type: "flying_obstacle"
    };
  }
}

function getEnemyHitbox(enemy) {
  if (enemy.type === 'flying') {
    // Flying enemy hitbox
    return { x: enemy.x, y: enemy.y - 16, width: 32, height: 16, type: "enemy" };
  } else if (enemy.type === 'henchman') {
    // Henchman enemy hitbox
    return { x: enemy.x, y: groundY - 40, width: 40, height: 40, type: "enemy" };
  } else if (enemy.type === 'ninja') {
    // Ninja enemy hitbox - increased height and width to make them easier to hit
    return { 
      x: enemy.x, 
      y: enemy.y - 25, // Increased vertical coverage
      width: 38,      // Widened from 32
      height: 30,     // Increased from 16
      type: "enemy" 
    };
  } else {
    // Regular enemy hitbox
    return { x: enemy.x, y: groundY - 32, width: 32, height: 32, type: "enemy" };
  }
}

function checkCollision(rect1, rect2) {
  // Basic rectangle collision
  let collision = rect1.x < rect2.x + rect2.width &&
         rect1.x + rect1.width > rect2.x &&
         rect1.y < rect2.y + rect2.height &&
         rect1.y + rect1.height > rect2.y;
  
  // Special case for jumping over obstacles
  if (collision && rect1.type === "player" && rect2.type === "ground_obstacle") {
    // If player is falling (positive vy) and their feet are near the top of the obstacle
    // Allow landing on top of the obstacle instead of colliding
    let playerBottom = rect1.y + rect1.height;
    let obstacleTop = rect2.y;
    
    if (player.vy > 0 && playerBottom < obstacleTop + 10) {
      // Player is landing on top of obstacle - prevent collision and place on top
      player.y = obstacleTop - rect1.height + 1;
      player.vy = 0;
      player.state = "running";
      return false; // No collision - player lands on obstacle
    }
  }
  
  return collision;
}

// Handle user input
function keyPressed() {
  // Debug logging
  console.log("Key pressed:", key, "KeyCode:", keyCode, "Current game state:", gameState, "ShowTitleScreen:", showTitleScreen);
  
  // Handle title screen input - ONLY SPACEBAR starts the game
  if (showTitleScreen) {
    if (key === ' ' || keyCode === 32) { // Only space bar
      console.log("Space bar detected on title screen, starting game");
      showTitleScreen = false;
      gameState = "playing"; // Set directly to playing since we skip the start state
      // Reset score and other gameplay elements
      score = 0;
      enemiesKilled = 0;
      enemies = [];
      obstacles = [];
      projectiles = [];
      shootEffects = [];
      powerUps = []; // Clear power-ups
      slowMotion = false;
      slowMotionTimer = 0;
      scrollSpeed = normalScrollSpeed;
      screenFlash = 0;
      
      // Reset player position
      player.y = groundY;
      player.vy = 0;
      player.state = "running";
      
      // Reset offsets
      groundOffset = 0;
      backgroundOffset = 0;
      midgroundOffset = 0;
      foregroundOffset = 0;
      
      lastEnemySpawnTime = 0;
      forceEnemySpawnCounter = 0;
      lastPowerUpTime = 0;
      
      return;
    }
  }
  
  if (gameState === "playing") {
    if (key === ' ' || keyCode === UP_ARROW) {
      if (player.state === "running") {
        player.vy = jumpStrength;
        player.state = "jumping";
      }
    } else if (keyCode === DOWN_ARROW) {
      if (player.state === "running") {
        player.state = "ducking";
      }
    } else if (key === 'z' || key === 'Z') {
      if (activePowerUps.beamShot > 0) {
        // Beam shot - wider projectile that can hit multiple enemies
        let beam = {
          x: player.x + 32,
          y: player.y - 16,
          vx: 16, // Faster than normal shots
          vy: 0,
          width: 80, // Long beam
          height: 12, // Wider than normal shots
          isBeam: true,
          hits: 0, // Track how many enemies this beam has hit
          maxHits: 3 // Can hit up to 3 enemies
        };
        projectiles.push(beam);
        
        // Beam visual effect - now red
        for (let i = 0; i < 8; i++) {
          let offset = random(-5, 5);
          let effect = {
            x: player.x + 32 + random(0, 40),
            y: player.y - 16 + offset,
            vx: 8 + random(0, 4),
            vy: offset * 0.1,
            size: random(4, 8),
            alpha: 255,
            life: 10,
            color: [255, 50, 50] // Red color for beam effects
          };
          shootEffects.push(effect);
        }
      } else if (activePowerUps.rapidFire > 0) {
        // Rapid fire - shoot multiple projectiles with spread
        for (let i = -1; i <= 1; i++) {
          let projectile = {
            x: player.x + 32,
            y: player.y - 16 + (i * 5),
            vx: 12,
            vy: i * 0.5, // Slight spread
            isRed: true // Flag for red projectiles
          };
          projectiles.push(projectile);
        }
        
        // Enhanced shooting effect for rapid fire - now red
        for (let i = 0; i < 12; i++) {
          let angle = random(-PI/3, PI/3);
          let speed = random(2, 6);
          let particle = {
            x: player.x + 32,
            y: player.y - 16,
            vx: cos(angle) * speed,
            vy: sin(angle) * speed,
            size: random(3, 7),
            alpha: 255,
            life: 8,
            isRed: true // Flag for red particles
          };
          shootEffects.push(particle);
        }
      } else {
        // Normal single projectile - now red
        projectiles.push({
          x: player.x + 32,
          y: player.y - 16,
          vx: 12,
          vy: 0,
          isRed: true // Flag for red projectiles
        });
        
        // Normal shooting effect - now red
        let shootEffect = {
          x: player.x + 32,
          y: player.y - 16,
          size: 20,
          alpha: 255,
          life: 15,
          isRed: true // Flag for red effect
        };
        shootEffects.push(shootEffect);
        
        // Add additional particles - now red
        for (let i = 0; i < 5; i++) {
          let angle = random(-PI/4, PI/4);
          let speed = random(2, 4);
          let particle = {
            x: player.x + 32,
            y: player.y - 16,
            vx: cos(angle) * speed,
            vy: sin(angle) * speed,
            size: random(4, 8),
            alpha: 255,
            life: 10,
            isRed: true // Flag for red particles
          };
          shootEffects.push(particle);
        }
      }
    } else if (key === 'g' || key === 'G') {
      // Debug key to force game over
      console.log("Forcing game over for testing");
      gameState = "gameOver";
    }
  } else if (gameState === "gameOver") {
    // ONLY use R key to restart from game over
    if (key === 'r' || key === 'R') {
      console.log("R key pressed, restarting game");
      showTitleScreen = true; // Go back to title screen on restart
      gameState = "start";
      
      // Reset everything
      score = 0;
      enemiesKilled = 0;
      enemies = [];
      obstacles = [];
      projectiles = [];
      shootEffects = [];
      powerUps = [];
      
      // Reset power-ups
      activePowerUps.shield = 0;
      activePowerUps.beamShot = 0;
      activePowerUps.rapidFire = 0;
      
      // Reset game state
      slowMotion = false;
      slowMotionTimer = 0;
      scrollSpeed = normalScrollSpeed;
      screenFlash = 0;
      
      // Reset player
      player.y = groundY;
      player.vy = 0;
      player.state = "running";
      
      // Reset environment
      groundOffset = 0;
      backgroundOffset = 0;
      midgroundOffset = 0;
      foregroundOffset = 0;
      
      // Reset leaderboard submission status
      leaderboardScoreSubmitted = false;
    } 
    // Remove L key handling as we're now using a clickable button
  } else if (gameState === "enteringScore") {
    // When entering score, only handle Escape to cancel
    if (key === 'escape' || keyCode === 27) {
      console.log("Escape key pressed while entering score, returning to game over screen");
      gameState = "gameOver";
      hideLeaderboardForm();
    }
    // All other keys should work normally for typing in the form
  } else if (gameState === "leaderboard") {
    // Allow going back to game over screen from leaderboard
    if (key === 'escape' || keyCode === 27) {
      console.log("Escape key pressed, returning to game over screen");
      gameState = "gameOver";
      hideLeaderboardForm();
    } else if (key === 'r' || key === 'R') {
      // Allow restarting directly from leaderboard
      console.log("R key pressed in leaderboard state, restarting game");
      showTitleScreen = true; // Go back to title screen on restart
      gameState = "start";
      hideLeaderboardForm(); // Make sure form is hidden
      
      // Reset everything
      score = 0;
      enemiesKilled = 0;
      enemies = [];
      obstacles = [];
      projectiles = [];
      shootEffects = [];
      powerUps = [];
      
      // Reset power-ups
      activePowerUps.shield = 0;
      activePowerUps.beamShot = 0;
      activePowerUps.rapidFire = 0;
      
      // Reset game state
      slowMotion = false;
      slowMotionTimer = 0;
      scrollSpeed = normalScrollSpeed;
      screenFlash = 0;
      
      // Reset player
      player.y = groundY;
      player.vy = 0;
      player.state = "running";
      
      // Reset environment
      groundOffset = 0;
      backgroundOffset = 0;
      midgroundOffset = 0;
      foregroundOffset = 0;
      
      // Reset leaderboard submission status
      leaderboardScoreSubmitted = false;
    } else {
      console.log("Key pressed in leaderboard state but not handled:", key);
    }
  }
}

function keyReleased() {
  if (keyCode === DOWN_ARROW) {
    if (player.state === "ducking") {
      player.state = "running";
    }
  }
}

// Handle mouse clicks
function mousePressed() {
  // Check for button clicks in the game over state
  if (gameState === "gameOver") {
    // Define button dimensions (must match the ones in drawGameOverScreen)
    let buttonWidth = 300;
    let buttonHeight = 45;
    
    // Calculate the same button position as in drawGameOverScreen
    let buttonY = height/2 + 65 + 35; // Position closer to hashtag text
    
    // Check if the button was clicked
    if (mouseX > width/2 - buttonWidth/2 && 
        mouseX < width/2 + buttonWidth/2 && 
        mouseY > buttonY - buttonHeight/2 && 
        mouseY < buttonY + buttonHeight/2) {
      
      // Different behavior based on submission status
      if (!leaderboardScoreSubmitted) {
        console.log("Leaderboard button clicked: opening submission form");
        showLeaderboardForm();
        gameState = "enteringScore";
      } else {
        console.log("Leaderboard button clicked: viewing leaderboard");
        gameState = "leaderboard";
      }
    }
  }
}

// Visual effect for enemy defeat - enhance the death effects
function createEnemyDefeatEffects(enemy) {
  // Red ink-splatter style particles
  for (let k = 0; k < 15; k++) {
    let angle = k * (PI/7.5);
    let speed = random(2, 4);
    let effect = {
      x: enemy.x + 16,
      y: enemy.y - 16,
      vx: cos(angle) * speed,
      vy: sin(angle) * speed,
      size: random(8, 12),
      alpha: 255,
      life: 30,
      isRed: true // Flag for red ink effects
    };
    shootEffects.push(effect);
  }
  
  // Dramatic red shadow dispersion
  for (let k = 0; k < 8; k++) {
    let angle = random(0, TWO_PI);
    let distance = random(15, 35);
    let shadow = {
      x: enemy.x + 16 + cos(angle) * distance,
      y: enemy.y - 16 + sin(angle) * distance,
      vx: cos(angle) * 0.8,
      vy: sin(angle) * 0.8 + 0.3,
      size: random(10, 20),
      alpha: 255,
      life: 40,
      isRed: true // Flag for red shadow effects
    };
    shootEffects.push(shadow);
  }
  
  // Dramatic flash
  let flash = {
    x: enemy.x + 16,
    y: enemy.y - 16,
    size: 8,
    alpha: 200,
    life: 20,
    isRed: true
  };
  shootEffects.push(flash);
}

// Create a new function for hit effects (for tank enemies that take multiple hits)
function createEnemyHitEffect(enemy) {
  // Small hit effect
  for (let k = 0; k < 6; k++) {
    let angle = k * (PI/3);
    let speed = random(1, 2);
    let effect = {
      x: enemy.x + 16,
      y: enemy.y - 16,
      vx: cos(angle) * speed,
      vy: sin(angle) * speed,
      size: random(4, 8),
      alpha: 255,
      life: 15
    };
    shootEffects.push(effect);
  }
  
  // Small flash
  let flash = {
    x: enemy.x + 16,
    y: enemy.y - 16,
    size: 3,
    alpha: 150,
    life: 8
  };
  shootEffects.push(flash);
}

// In the spawnEnemy function, replace tank with henchman
function spawnEnemy() {
  // Remove this entire function as we're using a different approach for spawning enemies
  // The enemy spawning logic is already implemented in the draw function
}

// Replace the moon drawing function with a more dramatic art deco version
function drawMoon(x, y) {
  push();
  noStroke();
  
  // Add subtle atmospheric glow
  for (let i = 3; i > 0; i--) {
    fill(255, 5 * i);
    ellipse(x, y, 140 + (3-i)*15, 140 + (3-i)*15);
  }
  
  // Main moon body - slightly off-white for a vintage feel
  fill(250, 250, 245);
  ellipse(x, y, 120, 120);
  
  // Art deco architectural patterns
  fill(240, 240, 235);
  
  // Create a series of concentric geometric shapes
  let centerX = x;
  let centerY = y;
  
  // Outer ring with 8 segments
  beginShape();
  for (let i = 0; i < 8; i++) {
    let angle = i * PI / 4;
    let radius = 55;
    let vx = centerX + cos(angle) * radius;
    let vy = centerY + sin(angle) * radius;
    vertex(vx, vy);
  }
  endShape(CLOSE);
  
  // Middle ring with 6 segments
  fill(230, 230, 225);
  beginShape();
  for (let i = 0; i < 6; i++) {
    let angle = i * PI / 3;
    let radius = 40;
    let vx = centerX + cos(angle) * radius;
    let vy = centerY + sin(angle) * radius;
    vertex(vx, vy);
  }
  endShape(CLOSE);
  
  // Inner ring with 4 segments
  fill(220, 220, 215);
  beginShape();
  for (let i = 0; i < 4; i++) {
    let angle = i * PI / 2;
    let radius = 25;
    let vx = centerX + cos(angle) * radius;
    let vy = centerY + sin(angle) * radius;
    vertex(vx, vy);
  }
  endShape(CLOSE);
  
  // Central architectural detail
  fill(210, 210, 205);
  beginShape();
  vertex(centerX - 10, centerY - 10);
  vertex(centerX + 10, centerY - 10);
  vertex(centerX + 10, centerY + 10);
  vertex(centerX - 10, centerY + 10);
  endShape(CLOSE);
  
  // Add subtle architectural lines
  stroke(200, 200, 195, 100);
  strokeWeight(1);
  
  // Vertical lines
  for (let i = 0; i < 4; i++) {
    let angle = i * PI / 2;
    let startRadius = 30;
    let endRadius = 50;
    let startX = centerX + cos(angle) * startRadius;
    let startY = centerY + sin(angle) * startRadius;
    let endX = centerX + cos(angle) * endRadius;
    let endY = centerY + sin(angle) * endRadius;
    line(startX, startY, endX, endY);
  }
  
  // Add subtle shimmer effect
  if (frameCount % 120 < 60) {
    fill(255, 20);
    let shimmerX = x + sin(frameCount * 0.05) * 30;
    let shimmerY = y + cos(frameCount * 0.05) * 30;
    ellipse(shimmerX, shimmerY, 15, 15);
  }
  
  pop();
}

// Add new atmospheric effects to replace rain
function drawAtmosphericFog() {
  push();
  noStroke();
  // Create more subtle atmospheric fog with fewer shapes
  for (let i = 0; i < 5; i++) { // Reduced from 12 to 5
    let x = (i * 200 + frameCount * 0.2) % width;
    let y = 200 + (i * 40) % 180;
    let fogSize = 120 + sin(frameCount * 0.01 + i) * 20;
    
    // Reduce opacity significantly
    let baseOpacity = map(y, 200, 380, 8, 3); // Reduced from 15,5 to 8,3
    let timeVariation = sin(frameCount * 0.01 + i * 0.5) * 2; // Reduced variation
    fill(255, baseOpacity + timeVariation);
    
    // Simplify shape to just an ellipse for better performance
    ellipse(x, y, fogSize * 1.2, fogSize * 0.7);
  }
  pop();
}

function drawDramaticLighting() {
  push();
  noStroke();
  
  // Create dramatic light beams with higher opacity
  for (let i = 0; i < 3; i++) {
    let x = width/2 + (i - 1) * 150;
    let angle = PI/2 + sin(frameCount * 0.005) * 0.05;
    let length = height * 1.5;
    let width = 100 + sin(frameCount * 0.01 + i) * 20;
    
    // Draw light beam with higher opacity
    fill(255, 30); // Increased from 8 to 30
    beginShape();
    vertex(x, 0);
    vertex(x + width/2, 0);
    vertex(x + width/2 + cos(angle) * length, height);
    vertex(x - width/2 + cos(angle) * length, height);
    vertex(x - width/2, 0);
    endShape(CLOSE);
  }
  
  // Add central spot light
  fill(255, 40);
  ellipse(width/2, height/2, 300 + sin(frameCount * 0.05) * 20, 300 + sin(frameCount * 0.05) * 20);
  
  // Add some dust particles in the beams
  fill(255, 60); // Increased from 20 to 60
  for (let i = 0; i < 30; i++) { // Increased from 20 to 30
    let x = width/2 + sin(frameCount * 0.01 + i) * 150;
    let y = (i * 37 + frameCount * 0.5) % height;
    let size = 2 + sin(frameCount * 0.05 + i) * 1;
    ellipse(x, y, size, size);
  }
  pop();
}

// Create a metallic style logo matching RUNNER but larger
function createLogoGraphics() {
  logoGfx = createGraphics(400, 200); // Increased size
  logoGfx.background(0, 0); // Transparent background - no box
  
  console.log("Creating HBD logo without bounding box");
  
  // Use the same metallic style as RUNNER but larger
  logoGfx.textAlign(CENTER, CENTER);
  
  // Draw metallic backing for HBD
  for (let i = 0; i < 5; i++) { // Add one more layer for more depth
    // Metallic backing with gradient
    let shade = 80 + i * 20; // Create metallic gradient effect
    logoGfx.fill(shade, shade, shade);
    logoGfx.noStroke();
    
    // Use same text style as RUNNER but larger
    logoGfx.textSize(120 - i*2); // Increased from 92
    logoGfx.text("HBD", 200, 100 + i); // Adjusted for new center
  }
  
  // Add main text with white on top
  logoGfx.fill(240);
  logoGfx.textSize(118); // Increased from 90
  logoGfx.text("HBD", 200, 100); // Adjusted for new center
  
  // Add highlight to top for metallic feel
  logoGfx.fill(255);
  logoGfx.textSize(118); // Increased from 90
  logoGfx.text("HBD", 200, 98); // Adjusted for new center
  
  // Add subtle scan lines for retro effect
  logoGfx.stroke(255, 15);
  logoGfx.strokeWeight(1);
  for (let y = 0; y < 200; y += 4) { // Adjusted for new height
    logoGfx.line(0, y, 400, y); // Adjusted for new width
  }
}

// Draw the title screen with more subtle TV static background and birthday cakes
function drawTitleScreen() {
  // Update pulse animation with subtle feel - but only apply to RUNNER
  titlePulseAmount = sin(frameCount * 0.04) * 0.03;
  
  push();
  
  // Clean black background
  background(0);
  
  // Add more subtle TV static effect
  drawSubtleStatic();
  
  // Add subtle scan lines
  stroke(255, 8);
  strokeWeight(1);
  for (let y = 0; y < height; y += 4) {
    line(0, y, width, y);
  }
  noStroke();
  
  // Add subtle vignette for depth
  drawSubtleVignette();
  
  // Draw the HBD logo WITHOUT pulsing
  push();
  translate(width/2, height/3 - 30);
  // Removed scale with titlePulseAmount to stop pulsing
  imageMode(CENTER);
  image(logoGfx, 0, 0);
  pop();
  
  // Draw "RUNNER" subtitle with Metal Slug style - larger size
  textAlign(CENTER);
  
  // Draw metallic backing for RUNNER - larger size
  for (let i = 0; i < 4; i++) {
    fill(80 + i * 20); // Create metallic gradient effect
    textSize(48 - i); // Increased from 38
    text("RUNNER", width/2, height/3 + 65 + i); // Adjusted position for larger text
  }
  
  // White top for highlight
  fill(255);
  textSize(46); // Increased from 36
  text("RUNNER", width/2, height/3 + 65); // Adjusted position for larger text
  
  // Add red accent tagline - Changed text from "SURVIVE OR DIE" to "SOMETHING IS COMING..."
  fill(220, 30, 30);
  textSize(14); // Slightly increased from 12
  text("SOMETHING IS COMING...", width/2, height/3 + 100); // Adjusted position for larger text
  
  // Draw birthday cakes in bottom corners
  drawBirthdayCake(80, height - 80); // Bottom left
  drawBirthdayCake(width - 80, height - 80); // Bottom right
  
  // Draw control instructions in Metal Slug style panel
  // Moving up the control box by 20px
  // Panel background
  fill(40);
  rect(width/2 - 90, height - 150, 180, 85, 3); // Moved up by 20px
  
  // Metal edge effect - top
  fill(160);
  rect(width/2 - 90, height - 150, 180, 3); // Moved up by 20px
  fill(200);
  rect(width/2 - 90, height - 153, 180, 3); // Moved up by 20px
  
  // Metal edge effect - bottom
  fill(100);
  rect(width/2 - 90, height - 68, 180, 3); // Moved up by 20px
  fill(60);
  rect(width/2 - 90, height - 65, 180, 3); // Moved up by 20px
  
  // Corner rivets in Metal Slug style
  fill(200);
  ellipse(width/2 - 85, height - 145, 6, 6); // Moved up by 20px
  ellipse(width/2 + 85, height - 145, 6, 6); // Moved up by 20px
  ellipse(width/2 - 85, height - 70, 6, 6); // Moved up by 20px
  ellipse(width/2 + 85, height - 70, 6, 6); // Moved up by 20px
  
  // Add instructions with arcade styling
  fill(220);
  textSize(14);
  textAlign(CENTER);
  text("CONTROLS", width/2, height - 132); // Moved up by 20px
  
  textSize(12);
  fill(170);
  textAlign(CENTER);
  text("↑ / SPACE: JUMP", width/2, height - 112); // Moved up by 20px
  text("↓: DUCK", width/2, height - 92); // Moved up by 20px
  text("Z: SHOOT", width/2, height - 72); // Moved up by 20px
  
  // Pulsing "start" text with arcade blink effect - ONLY mention SPACE key
  // Slowed down the flashing by using a longer cycle (90 frames instead of 30)
  // and making the text visible for longer (75 frames out of 90)
  if (frameCount % 90 < 75) {
    fill(255);
    textSize(24);
    text("PRESS SPACE TO START", width/2, height - 15);
  }
  
  // Add copyright notice in bottom left corner
  fill(150); // Light gray color
  textSize(12);
  textAlign(LEFT);
  text("© Nate Javier", 15, height - 15); // Position in bottom left
  
  pop();
}

// Function to draw a more stable, cake-like birthday cake with 3 candles and cleaner icing
function drawBirthdayCake(x, y) {
  push();
  
  // Cake base - stable, refined shape
  noStroke();
  fill(210);
  ellipse(x, y, 70, 24); // Stable base
  
  // Simple shading for depth - no random elements
  fill(230);
  ellipse(x, y - 1, 64, 20);
  
  // Middle layer - stable, clean shape
  fill(220);
  rect(x - 28, y - 20, 56, 20, 5, 5, 0, 0);
  
  // Top layer - stable, clean shape
  fill(240);
  rect(x - 22, y - 35, 44, 15, 5, 5, 0, 0);
  
  // Clean, consistent icing details with outer elements removed
  fill(255);
  
  // Top layer icing - removing outer elements
  for (let i = -16; i <= 16; i += 8) { // Reduced range to remove outer elements
    let icingX = x + i;
    arc(icingX, y - 35, 7, 5, PI, TWO_PI);
  }
  
  // Middle layer icing - removing outer elements
  for (let i = -20; i <= 20; i += 8) { // Reduced range to remove outer elements
    let icingX = x + i;
    arc(icingX, y - 20, 8, 5, PI, TWO_PI);
  }
  
  // Bottom layer icing - removing outer elements
  for (let i = -25; i <= 25; i += 10) { // Reduced range to remove outer elements
    let icingX = x + i;
    arc(icingX, y, 9, 6, PI, TWO_PI);
  }
  
  // Decorative element - thin horizontal line on middle layer
  stroke(255, 120);
  strokeWeight(1);
  line(x - 26, y - 10, x + 26, y - 10);
  noStroke();
  
  // Three elegant candles - moved closer to center and perfectly equidistant
  const candleOffset = 12; // Reduced from 16 to bring candles closer to center
  
  // Left candle
  drawCandle(x - candleOffset, y);
  
  // Center candle
  drawCandle(x, y);
  
  // Right candle
  drawCandle(x + candleOffset, y);
  
  pop();
}

// Helper function to draw a single candle with animated flame
function drawCandle(x, y) {
  // Candle base - simple, stable shape
  fill(235);
  rect(x - 1.5, y - 45, 3, 10, 1);
  
  // Candle top with slight indentation
  fill(225);
  ellipse(x, y - 45, 3, 1);
  
  // Properly animated floating flames
  // Base glow
  fill(255, 60, 40, 80);
  ellipse(x, y - 47, 6, 3);
  
  // Calculate flame animation - using frameCount ensures consistent animation
  let flameHeight = 5 + sin(frameCount * 0.15) * 1.5;
  let flameWidth = 3 + cos(frameCount * 0.1) * 0.5;
  
  // Main flame body - floating above candle
  fill(255, 70, 40);
  ellipse(x, y - 49, flameWidth, flameHeight);
  
  // Inner flame
  fill(255, 170, 50);
  ellipse(x, y - 49, flameWidth * 0.7, flameHeight * 0.8);
  
  // Bright center
  fill(255, 255, 150);
  ellipse(x, y - 49.5, flameWidth * 0.4, flameHeight * 0.6);
}

// Create a more subtle TV static effect with slower movement
function drawSubtleStatic() {
  push();
  noStroke();
  
  // Static block size (large but more varied)
  const blockSize = 14; // Slightly larger blocks
  
  // Create large TV static blocks with slower movement
  for (let x = 0; x < width; x += blockSize) {
    for (let y = 0; y < height; y += blockSize) {
      // Create deterministic but varied static - slower movement
      let n = noise(x * 0.03, y * 0.03, frameCount * 0.005); // Much slower movement
      
      if (n > 0.6) { // Higher threshold for fewer blocks
        // Vary brightness based on noise
        let brightness = map(n, 0.6, 1, 20, 100); // Lower brightness range
        fill(brightness, brightness, brightness, 70); // Add transparency
        
        // Varied block sizes for more organic feel
        let blockVariation = blockSize * (0.8 + noise(x, y) * 0.4);
        rect(x, y, blockVariation, blockVariation);
      }
    }
  }
  
  // Add occasional "signal glitch" horizontal lines (more subtle and rare)
  if (frameCount % 240 < 3) { // Less frequent glitches
    fill(150, 30); // More transparent
    let glitchY = (frameCount % height);
    rect(0, glitchY, width, 2);
  }
  
  pop();
}

// Create a subtle pixelated snow effect
function drawPixelSnow() {
  push();
  noStroke();
  
  // Create a pixelated snow effect with tiny white dots
  for (let i = 0; i < 200; i++) { // Reduced count for cleaner look
    // Use deterministic but varied positions
    let x = ((i * 37) + floor(frameCount * 0.2)) % width;
    let y = ((i * 53) + floor(frameCount * 0.1)) % height;
    
    // Vary the opacity to create depth
    let opacity = noise(i * 0.1, frameCount * 0.01) * 70 + 30; // Lower opacity
    
    // Small white dots for snow
    fill(255, opacity);
    rect(x, y, 1, 1);
  }
  
  // Add a few larger snowflakes for variety
  for (let i = 0; i < 10; i++) { // Reduced count
    let x = ((i * 157) + floor(frameCount * 0.1)) % width;
    let y = ((i * 113) + floor(frameCount * 0.15)) % height;
    let size = noise(i, frameCount * 0.01) * 2 + 1;
    
    fill(255, 120); // Lower opacity
    rect(x, y, size, size);
  }
  pop();
}

// Create a subtle vignette for depth without being distracting
function drawSubtleVignette() {
  push();
  noFill();
  
  // Create a very subtle gradient with fewer ellipses
  for (let i = 0; i < 3; i++) {
    let alpha = map(i, 0, 2, 40, 15); // Even more subtle
    stroke(0, alpha);
    strokeWeight(50);
    rect(0, 0, width, height, 100);
  }
  pop();
}

// Add vignette effect for title screen
function drawVignette() {
  push();
  noFill();
  
  // Create a much more subtle gradient - reduced number of ellipses
  for (let i = 0; i < 20; i+=5) { // Reduced from 100 iterations to 20, with steps of 5
    let alpha = map(i, 0, 20, 0, 100); // Reduced max alpha from 150 to 100
    stroke(0, alpha);
    strokeWeight(10); // Increased weight to compensate for fewer ellipses
    ellipse(width/2, height/2, width - i*25, height - i*15); // Larger steps
  }
  pop();
}

// Draw sky gradient for backgrounds
function drawSkyGradient() {
  push();
  // Create a dark noir sky gradient
  noStroke();
  // Deep dark blue-black at top
  fill(5, 5, 15);
  rect(0, 0, width, height);
  
  // Add subtle gradient
  for (let y = 0; y < height; y += 5) {
    let alpha = map(y, 0, height, 0, 60);
    stroke(20, 20, 40, alpha);
    line(0, y, width, y);
  }
  
  // Add stars
  fill(255, 200);
  noStroke();
  for (let i = 0; i < 50; i++) {
    let starX = (i * 43) % width;
    let starY = (i * 47) % height/2;
    let starSize = noise(i * 0.1) * 2;
    ellipse(starX, starY, starSize, starSize);
    
    // Add occasional twinkle
    if (frameCount % 30 === i % 30) {
      fill(255, 255, 255, 150);
      ellipse(starX, starY, starSize + 1, starSize + 1);
      fill(255, 200);
    }
  }
  pop();
}

// Add a function to convert text to Morse code
function textToMorse(text) {
  const morseCode = {
    'A': '.-', 'B': '-...', 'C': '-.-.', 'D': '-..', 'E': '.', 'F': '..-.', 
    'G': '--.', 'H': '....', 'I': '..', 'J': '.---', 'K': '-.-', 'L': '.-..', 
    'M': '--', 'N': '-.', 'O': '---', 'P': '.--.', 'Q': '--.-', 'R': '.-.',
    'S': '...', 'T': '-', 'U': '..-', 'V': '...-', 'W': '.--', 'X': '-..-',
    'Y': '-.--', 'Z': '--..', '0': '-----', '1': '.----', '2': '..---', 
    '3': '...--', '4': '....-', '5': '.....', '6': '-....', '7': '--...', 
    '8': '---..', '9': '----.', ' ': '/'
  };
  
  return text.toUpperCase().split('').map(char => morseCode[char] || char).join(' ');
}

function drawMorseCode(message, x, y) {
  // Split long messages into multiple lines if needed
  const words = message.split(' ');
  const lines = [];
  let currentLine = '';
  
  // Create lines with a reasonable number of words per line
  for (let i = 0; i < words.length; i++) {
    if (currentLine.length + words[i].length > 15) { // If adding this word makes line too long
      lines.push(currentLine.trim());
      currentLine = words[i];
    } else {
      currentLine += ' ' + words[i];
    }
  }
  if (currentLine.trim() !== '') {
    lines.push(currentLine.trim());
  }
  
  // Draw each line of morse code
  const lineHeight = 16; // Increased space between lines
  
  for (let lineIndex = 0; lineIndex < lines.length; lineIndex++) {
    const lineY = y + lineIndex * lineHeight;
    
    // Process each word separately to maintain clear word boundaries
    const lineWords = lines[lineIndex].split(' ');
    
    push();
    noStroke();
    fill(255, 130); // Slightly increased opacity for better visibility
    
    // Position tracking
    let totalWidth = 0;
    const wordWidths = [];
    
    // First calculate total width needed for all words
    for (let wordIndex = 0; wordIndex < lineWords.length; wordIndex++) {
      const word = lineWords[wordIndex];
      const morse = textToMorse(word);
      
      let wordWidth = 0;
      const dotSize = 2.5;
      const dashLength = dotSize * 3;
      const dotSpacing = dotSize * 2; // Space between dots/dashes within a letter
      const letterSpacing = dotSize * 6; // Space between letters
      
      // Add an empty space at the start of each word (except the first)
      if (wordIndex > 0) {
        wordWidth += letterSpacing * 2; // Extra space between words
      }
      
      // Process morse code characters to calculate width
      let currentLetterWidth = 0;
      let inLetter = false;
      
      for (let i = 0; i < morse.length; i++) {
        const symbol = morse[i];
        
        if (symbol === '.') {
          currentLetterWidth += dotSize;
          inLetter = true;
          // Add spacing for the next symbol if it's not the last one in this letter
          if (i + 1 < morse.length && morse[i + 1] !== ' ') {
            currentLetterWidth += dotSpacing;
          }
        } else if (symbol === '-') {
          currentLetterWidth += dashLength;
          inLetter = true;
          // Add spacing for the next symbol if it's not the last one in this letter
          if (i + 1 < morse.length && morse[i + 1] !== ' ') {
            currentLetterWidth += dotSpacing;
          }
        } else if (symbol === ' ') {
          // End of a letter
          wordWidth += currentLetterWidth;
          if (inLetter) { // Only add letter spacing if we actually drew something
            wordWidth += letterSpacing;
          }
          currentLetterWidth = 0;
          inLetter = false;
        }
      }
      
      // Add the width of the last letter if there is one
      if (currentLetterWidth > 0) {
        wordWidth += currentLetterWidth;
      }
      
      wordWidths.push(wordWidth);
      totalWidth += wordWidth;
    }
    
    // Start at position to center all words
    let currentX = x - totalWidth / 2;
    
    // Now draw each word
    for (let wordIndex = 0; wordIndex < lineWords.length; wordIndex++) {
      const word = lineWords[wordIndex];
      const morse = textToMorse(word);
      
      const dotSize = 2.5;
      const dashLength = dotSize * 3;
      const dotSpacing = dotSize * 2; // Space between dots/dashes within a letter
      const letterSpacing = dotSize * 6; // Space between letters
      
      // Process each letter in the word
      let letterStartX = currentX;
      let inLetter = false;
      
      for (let i = 0; i < morse.length; i++) {
        const symbol = morse[i];
        
        if (symbol === '.') {
          ellipse(currentX, lineY, dotSize, dotSize);
          currentX += dotSize + dotSpacing;
          inLetter = true;
        } else if (symbol === '-') {
          // Center the dash properly
          rect(currentX, lineY - dotSize/2, dashLength, dotSize);
          currentX += dashLength + dotSpacing;
          inLetter = true;
        } else if (symbol === ' ') {
          // Space between letters - remove the last added dotSpacing and add proper letter spacing
          if (inLetter) {
            currentX -= dotSpacing; // Remove the last dot spacing
            currentX += letterSpacing; // Add letter spacing
          }
          letterStartX = currentX; // Update for next letter
          inLetter = false;
        }
      }
      
      // Add word spacing after each word (except the last)
      if (wordIndex < lineWords.length - 1) {
        currentX += letterSpacing; // Extra space between words
      }
    }
    
    pop();
  }
}

// Draw an enhanced game over screen
function drawGameOverScreen() {
  // Add debug logging
  console.log("Drawing game over screen. leaderboardScoreSubmitted:", leaderboardScoreSubmitted);
  
  push();
  
  // First, draw a completely new background rather than a transparent overlay
  // This ensures the game doesn't show through
  background(0); // Solid black background
  
  // Draw the sky gradient 
  drawSkyGradient();
  
  // Draw moon
  drawMoon(width - 120, 100);
  
  // Draw static buildings silhouette
  image(backgroundGfx, -backgroundOffset, 0);
  if (backgroundOffset > backgroundGfx.width - width) {
    image(backgroundGfx, -backgroundOffset + backgroundGfx.width, 0);
  }
  
  // Add complete dark overlay to dim everything
  fill(0, 0, 0, 230); // Almost completely opaque black overlay
  rect(0, 0, width, height);
  
  // Add dramatic lighting effect with reduced detail
  push();
  noStroke();
  
  // Create dramatic light beams with moderate opacity
  for (let i = 0; i < 2; i++) {
    let x = width/2 + (i - 0.5) * 150;
    let angle = PI/2 + sin(frameCount * 0.005) * 0.05;
    let length = height * 1.5;
    let beamWidth = 100 + sin(frameCount * 0.01 + i) * 20;
    
    // Draw light beam
    fill(255, 20);
    beginShape();
    vertex(x, 0);
    vertex(x + beamWidth/2, 0);
    vertex(x + beamWidth/2 + cos(angle) * length, height);
    vertex(x - beamWidth/2 + cos(angle) * length, height);
    vertex(x - beamWidth/2, 0);
    endShape(CLOSE);
  }
  
  // Add central spot light
  fill(255, 30);
  ellipse(width/2, height/2, 300 + sin(frameCount * 0.05) * 20, 300 + sin(frameCount * 0.05) * 20);
  
  // Add some dust particles in the beams
  fill(255, 40);
  for (let i = 0; i < 15; i++) {
    let x = width/2 + sin(frameCount * 0.01 + i) * 150;
    let y = (i * 37 + frameCount * 0.5) % height;
    let size = 2 + sin(frameCount * 0.05 + i) * 1;
    ellipse(x, y, size, size);
  }
  pop();
  
  // Add vignette with simplified approach
  push();
  noFill();
  for (let i = 0; i < 3; i++) {
    let alpha = map(i, 0, 2, 60, 20);
    stroke(0, alpha);
    strokeWeight(40);
    rect(0, 0, width, height, 100);
  }
  pop();
  
  // Draw secret morse code message for high scores (3200+)
  if (score >= 3200) {
    // Draw morse code for the secret message above the Game Over text
    drawMorseCode("CHECK THE BOTTOM OF AN UPCOMING NEWSLETTER", width/2, height/3 - 130);
  }
  
  // Draw game over text with film noir style
  textAlign(CENTER);
  
  // "Game Over" with dramatic styling
  push();
  translate(width/2, height/3); // Increased Y position (removed the -20 offset)
  // Add slight rotation for dramatic effect
  rotate(sin(frameCount * 0.01) * 0.02);
  
  // Shadow/glow effect
  textSize(80);
  fill(220, 30, 30, 150);
  text("GAME OVER", 4, 4);
  
  // Main text
  fill(255);
  text("GAME OVER", 0, 0);
  pop();
  
  // Score display and enemies killed on the same line
  textSize(32);
  fill(220, 220, 220);
  text("FINAL SCORE: " + Math.floor(score) + "   |   ENEMIES: " + enemiesKilled, width/2, height/2);
  
  // Comic book promotion (moved up to create more space)
  push();
  textSize(16);
  fill(150);
  text("A NEW ADVENTURE IS COMING SOON", width/2, height/2 + 40);
  
  // Draw a subtle logo (moved up as well)
  textSize(14);
  // Flicker effect
  if (frameCount % 60 < 40) {
    fill(220, 30, 30, 150);
  } else {
    fill(200, 200, 200, 100);
  }
  text("#HBD #247COMICS", width/2, height/2 + 65);
  pop();
  
  // Draw leaderboard prompt as a button (more room now)
  // Show the button regardless of submission status, but change text if already submitted
      push();
  // Draw button background with subtle noir styling
  let buttonWidth = 300;
  let buttonHeight = 45;
  
  // Calculate position to be closer to the hashtag text
  // The hashtags are at height/2 + 65, leave a comfortable gap of 35px
  let buttonY = height/2 + 65 + 35;
  
  // Button shadow for depth
  fill(10, 10, 15, 200);
  noStroke();
  rect(width/2 - buttonWidth/2 + 3, buttonY - buttonHeight/2 + 3, buttonWidth, buttonHeight, 8);
  
  // Button body with elegant dark red gradient (noir style)
  let buttonColor = color(40, 10, 15, 220); // Darker red shade that fits noir aesthetic
  fill(buttonColor);
  stroke(180, 120, 120, 150); // Reddish border
  strokeWeight(1.5);
  rect(width/2 - buttonWidth/2, buttonY - buttonHeight/2, buttonWidth, buttonHeight, 8);
  
  // Button text - elegant and properly sized
  noStroke();
  textSize(16); // Further reduced from 18 to fit comfortably
  
  if (!leaderboardScoreSubmitted) {
    fill(220, 200, 200); // Lighter color on dark red background
    text("SUBMIT SCORE TO LEADERBOARD", width/2, buttonY + 6);
      } else {
    // If already submitted, show different text
    fill(180, 160, 160); // Slightly dimmer text for the "already done" state
    text("VIEW LEADERBOARD", width/2, buttonY + 6);
  }
  
  // Remove the following detection section since we're handling clicks in mousePressed()
  // We're not using mouseIsPressed here anymore
      pop();
  
  // Restart prompt with subtle styling instead of flashing
  textSize(24);
  fill(180, 180, 200, 180 + sin(frameCount * 0.04) * 30);
  text("PRESS 'R' TO RESTART", width/2, height - 40);
  
  // Add newsletter opt-in notice at the bottom
  textSize(12); // Reduced from 14 to make it more subtle
  fill(120, 120, 140, 180); // Slightly more transparent
  text("Joining the leaderboard opts you in for our amazing newsletter", width/2, height - 15);
  
  pop();
}


// Add a helper function to draw stars for ninja blade glint
function star(x, y, radius1, radius2, npoints) {
  let angle = TWO_PI / npoints;
  let halfAngle = angle / 2.0;
  beginShape();
  for (let a = 0; a < TWO_PI; a += angle) {
    let sx = x + cos(a) * radius2;
    let sy = y + sin(a) * radius2;
    vertex(sx, sy);
    sx = x + cos(a + halfAngle) * radius1;
    sy = y + sin(a + halfAngle) * radius1;
    vertex(sx, sy);
  }
  endShape(CLOSE);
}

// Add function for drawing twinkling stars
function drawTwinklingStars() {
  push();
  noStroke();
  
  // Draw stars with different sizes and twinkle effect
  for (let i = 0; i < 100; i++) {
    let x = (i * 25.7) % width;
    let y = (i * 31.1) % (height/2);
    let twinkle = sin(frameCount * 0.1 + i * 0.3) * 0.5 + 0.5;
    let starSize = (noise(i * 0.1) * 1.5 + 0.5) * twinkle;
    
    fill(255, 255 * twinkle);
    ellipse(x, y, starSize, starSize);
    
    // Add occasional larger stars
    if (i % 10 === 0) {
      fill(255, 180 * twinkle);
      ellipse(x, y, starSize * 1.5, starSize * 1.5);
    }
  }
  
  pop();
}

// Add function for drawing street fog
function drawStreetFog() {
  // Function removed to improve visibility
  // Not drawing any fog
}

function drawObstacle(obstacle) {
  push();
  translate(obstacle.x, obstacle.y);
  
  // Draw shadow under obstacles
  drawShadow(0, obstacle.type === "flying" ? 5 : 0, 
             obstacle.type === "flying" ? 60 + sin(frameCount * 0.05) * 10 : 80, 
             obstacle.type === "flying" ? 40 * (1 - abs(obstacle.y - (groundY-100))/100) : 30);
  
  if (obstacle.type === "ground") {
    // Check if it's a birthday cake obstacle
    if (obstacle.cake) {
      // Draw birthday cake obstacle
      drawBirthdayCake(0, -12); // Position it slightly above ground level
    }
    // If it's not a cake, draw regular obstacles
    else if (obstacle.tall) {
      // Tall obstacle that requires ducking
      push();
      fill(40);
      noStroke();
      // Draw a taller obstacle
      beginShape();
      vertex(-30, 0);
      vertex(-35, -100); // Taller than regular obstacles
      vertex(-20, -120);
      vertex(20, -120);
      vertex(35, -100);
      vertex(30, 0);
      endShape(CLOSE);
      
      // Add some noir-style details
      fill(20);
      beginShape();
      vertex(-20, -60);
      vertex(-15, -110);
      vertex(15, -110);
      vertex(20, -60);
      endShape(CLOSE);
      
      // Add warning stripes
      fill(150, 30, 30);
      beginShape();
      vertex(-25, -40);
      vertex(-28, -60);
      vertex(28, -60);
      vertex(25, -40);
      endShape(CLOSE);
      
      pop();
    } else {
      // Regular ground obstacle
      groundObstacleGfx();
    }
  } else if (obstacle.type === "flying") {
    // Apply swinging motion to flying obstacles
    if (obstacle.swingOffset !== undefined) {
      // Apply a slight pendulum motion
      let swingAmount = sin(frameCount * 0.05 + obstacle.swingOffset) * 10;
      translate(0, swingAmount);
      rotate(swingAmount * 0.01);
    }
    
    // Flying obstacle
    flyingObstacleGfx();
  }
  
  pop();
}

// Function to spawn random power-ups
function spawnPowerUp() {
  // Check if enough time has passed since last power-up
  if (frameCount - lastPowerUpTime < 600) {
    return; // Don't spawn if it's been less than 10 seconds (600 frames)
  }
  
  // Random position
  let powerUpY = random(groundY - 100, groundY - 50);
  
  // Random power-up type
  let typeIndex = floor(random(powerUpTypes.length));
  let type = powerUpTypes[typeIndex].type;
  
  // Create power-up
  powerUps.push({
    x: width + 50,
    y: powerUpY,
    type: type,
    rotation: 0,
    pulseScale: 1,
    pulseDirection: 0.01
  });
  
  // Update last power-up time
  lastPowerUpTime = frameCount;
}

// Update power-ups
function updatePowerUps() {
  // Update active power-up timers
  if (activePowerUps.shield > 0) {
    activePowerUps.shield--;
  }
  
  if (activePowerUps.beamShot > 0) {
    activePowerUps.beamShot--;
  }
  
  if (activePowerUps.rapidFire > 0) {
    activePowerUps.rapidFire--;
  }
  
  // Update existing power-ups
  for (let i = powerUps.length - 1; i >= 0; i--) {
    let powerUp = powerUps[i];
    
    // Move power-up with the game world
    powerUp.x -= scrollSpeed;
    
    // Animate power-up rotation and pulsing
    powerUp.rotation += 0.02;
    powerUp.pulseScale += powerUp.pulseDirection;
    if (powerUp.pulseScale > 1.1 || powerUp.pulseScale < 0.9) {
      powerUp.pulseDirection *= -1;
    }
    
    // Check if power-up is off-screen
    if (powerUp.x < -50) {
      powerUps.splice(i, 1);
      continue;
    }
    
    // Check for collision with player
    if (dist(powerUp.x, powerUp.y, player.x, player.y - 20) < 35) {
      // Apply power-up effect
      let powerUpType = powerUp.type;
      
      switch (powerUpType) {
        case "shield":
          activePowerUps.shield = powerUpTypes[0].duration;
          break;
        case "beamShot":
          activePowerUps.beamShot = powerUpTypes[1].duration;
          break;
        case "rapidFire":
          activePowerUps.rapidFire = powerUpTypes[2].duration;
          break;
      }
      
      // Visual effect for collecting power-up
      for (let j = 0; j < 10; j++) {
        let angle = random(0, TWO_PI);
        let speed = random(1, 3);
        let effect = {
          x: powerUp.x,
          y: powerUp.y,
          vx: cos(angle) * speed,
          vy: sin(angle) * speed,
          size: random(3, 8),
          alpha: 255,
          life: 20,
          color: [255, 255, 255]
        };
        shootEffects.push(effect);
      }
      
      // Remove the collected power-up
      powerUps.splice(i, 1);
    }
  }
}

// Function to draw power-ups with noir aesthetic
function drawPowerUps() {
  // Draw all power-ups
  for (let powerUp of powerUps) {
    push();
    translate(powerUp.x, powerUp.y);
    // No rotation! scale(powerUp.pulseScale);
    scale(powerUp.pulseScale);
    
    // Draw the power-up base (white orb with noir aesthetics)
    noStroke();
    
    // Outer glow
    fill(255, 80);
    ellipse(0, 0, 40, 40);
    
    // Main orb
    fill(225, 225, 225);
    ellipse(0, 0, 30, 30);
    
    // Inner shadow for depth
    fill(200, 200, 200);
    ellipse(2, 2, 22, 22);
    
    // Draw the power-up icon in black
    fill(10, 10, 10);
    
    // Different symbols for different power-ups
    if (powerUp.type === "shield") {
      // Shield - noir style shield
      beginShape();
      vertex(0, -10);
      vertex(8, -5);
      vertex(8, 5);
      vertex(0, 10);
      vertex(-8, 5);
      vertex(-8, -5);
      endShape(CLOSE);
      // Inner detail
      fill(40);
      ellipse(0, 0, 8, 8);
    } else if (powerUp.type === "beamShot") {
      // Beam weapon - horizontal line with energy nodes
      rect(-10, -2, 20, 4); // Main beam line
      // Energy nodes
      fill(40);
      ellipse(-8, 0, 6, 6);
      ellipse(0, 0, 6, 6);
      ellipse(8, 0, 6, 6);
    } else if (powerUp.type === "rapidFire") {
      // Rapid fire - three parallel lines
      rect(-6, -8, 3, 16);
      rect(-1, -8, 3, 16);
      rect(4, -8, 3, 16);
    }
    
    // Add subtle shadow
    drawingContext.shadowBlur = 15;
    drawingContext.shadowColor = 'rgba(255, 255, 255, 0.4)';
    
    pop();
  }
  
  // Reset shadow
  drawingContext.shadowBlur = 0;
}

// Draw active power-up indicators with noir style
function drawActivePowerUps() {
  if (activePowerUps.shield > 0 || activePowerUps.beamShot > 0 || activePowerUps.rapidFire > 0) {
    push();
    noStroke();
    
    // Position for power-up indicators - moved to upper right
    let x = width - 40;  // Changed from 30 to width - 40
    let y = 40;
    
    // Draw shield indicator
    if (activePowerUps.shield > 0) {
      // White circle with noir shadow
      fill(225, 225, 225, min(255, activePowerUps.shield > 60 ? 255 : activePowerUps.shield * 4));
      ellipse(x, y, 20, 20);
      
      // Shield icon
      fill(10, 10, 10);
      beginShape();
      vertex(x, y-7);
      vertex(x+5, y-3);
      vertex(x+5, y+3);
      vertex(x, y+7);
      vertex(x-5, y+3);
      vertex(x-5, y-3);
      endShape(CLOSE);
      
      // Duration text in noir style - align right
      fill(200);
      textAlign(RIGHT, CENTER);  // Changed from LEFT to RIGHT alignment
      textSize(12);
      text(`${ceil(activePowerUps.shield / 60)}s`, x - 15, y);  // Changed from x + 15 to x - 15
      
      // Shield effect around player - noir style glowing outline
      if (frameCount % 3 === 0) {
        push();
        noFill();
        
        // Get brightness based on normal pulsing or flare effect
        let baseBrightness = 70 + sin(frameCount * 0.1) * 30;
        let flareBoost = player.shieldFlareTime ? map(player.shieldFlareTime, 20, 0, 150, 0) : 0;
        let brightness = min(255, baseBrightness + flareBoost);
        
        stroke(255, brightness);
        strokeWeight(4); // Increased thickness from 3 to 4
        ellipse(player.x, player.y - 20, 80 + sin(frameCount * 0.2) * 5, 80 + sin(frameCount * 0.2) * 5);
        
        // Second ring for style
        let outerBrightness = min(255, 40 + sin(frameCount * 0.15) * 20 + flareBoost * 0.7);
        stroke(255, outerBrightness);
        strokeWeight(5); // Increased thickness from 4 to 5
        ellipse(player.x, player.y - 20, 90 + sin(frameCount * 0.25) * 6, 90 + sin(frameCount * 0.25) * 6);
        pop();
      }
      
      y += 25;
    }
    
    // Draw beam shot indicator
    if (activePowerUps.beamShot > 0) {
      // White circle with noir shadow
      fill(225, 225, 225, min(255, activePowerUps.beamShot > 60 ? 255 : activePowerUps.beamShot * 4));
      ellipse(x, y, 20, 20);
      
      // Beam weapon icon
      fill(10, 10, 10);
      rect(x-10, y-2, 20, 4); // Main beam line
      
      // Energy nodes
      fill(40);
      ellipse(x-8, y, 6, 6);
      ellipse(x, y, 6, 6);
      ellipse(x+8, y, 6, 6);
      
      // Duration text
      fill(200);
      textAlign(RIGHT, CENTER);  // Changed from LEFT to RIGHT alignment
      textSize(12);
      textStyle(NORMAL);
      text(`${ceil(activePowerUps.beamShot / 60)}s`, x - 15, y);  // Changed from x + 15 to x - 15
      
      y += 25;
    }
    
    // Draw rapid fire indicator
    if (activePowerUps.rapidFire > 0) {
      // White circle with noir shadow
      fill(225, 225, 225, min(255, activePowerUps.rapidFire > 60 ? 255 : activePowerUps.rapidFire * 4));
      ellipse(x, y, 20, 20);
      
      // Three lines symbol
      fill(10, 10, 10);
      rect(x-6, y-7, 2, 14);
      rect(x-1, y-7, 2, 14);
      rect(x+4, y-7, 2, 14);
      
      // Duration text
      fill(200);
      textAlign(RIGHT, CENTER);  // Changed from LEFT to RIGHT alignment
      textSize(12);
      text(`${ceil(activePowerUps.rapidFire / 60)}s`, x - 15, y);  // Changed from x + 15 to x - 15
    }
    
    pop();
  }
}

// Add this function for better projectile collision detection with fast enemies
function checkProjectileEnemyCollision(projectile, enemy) {
  // Get enemy hitbox
  let enemyHitbox = getEnemyHitbox(enemy);
  
  // For beam projectiles
  if (projectile.isBeam) {
    // Beam collisions use a rectangular hitbox
    let beamHitbox = {
      x: projectile.x - projectile.width/2,
      y: projectile.y - projectile.height/2,
      width: projectile.width,
      height: projectile.height
    };
    
    return checkCollision(beamHitbox, enemyHitbox);
  } 
  // Special case for ninjas - use a more generous collision detection 
  else if (enemy.type === 'ninja') {
    // Increased hitbox for checking ninja-projectile collision
    // This makes it easier to hit fast-moving ninjas
    let expanded = {
      x: enemyHitbox.x - 5, // Expand left boundary
      y: enemyHitbox.y - 5, // Expand top boundary
      width: enemyHitbox.width + 10, // Add to width
      height: enemyHitbox.height + 10 // Add to height
    };
    
    // Point-based collision with expanded area
    return projectile.x > expanded.x && 
           projectile.x < expanded.x + expanded.width &&
           projectile.y > expanded.y && 
           projectile.y < expanded.y + expanded.height;
  } 
  // Normal projectile collision detection for other enemies
  else {
    return projectile.x > enemyHitbox.x && 
           projectile.x < enemyHitbox.x + enemyHitbox.width &&
           projectile.y > enemyHitbox.y && 
           projectile.y < enemyHitbox.y + enemyHitbox.height;
  }
}

// Add a shield flare effect function that gets called whenever the shield blocks something
function createShieldFlareEffect() {
  // Strong shield flare effect
  screenFlash = 5; // Brief screen flash
  
  // Dramatic shield burst
  for (let j = 0; j < 25; j++) {
    let angle = random(0, TWO_PI);
    let speed = random(3, 7);
    let effect = {
      x: player.x,
      y: player.y - 20,
      vx: cos(angle) * speed,
      vy: sin(angle) * speed,
      size: random(6, 14),
      alpha: 255,
      life: 40,
      color: [255, 255, 255]
    };
    shootEffects.push(effect);
  }
  
  // Add a temporary shield flare property that will make the shield glow brighter
  if (!player.shieldFlareTime || player.shieldFlareTime <= 0) {
    player.shieldFlareTime = 20; // Frames the flare will last
  } else {
    player.shieldFlareTime = 20; // Reset timer if already flaring
  }
}

// Draw the leaderboard screen
function drawLeaderboardScreen() {
  push();
  
  // Background similar to game over
  background(0);
  drawSkyGradient();
  drawMoon(width - 120, 100);
  
  // Draw static buildings silhouette
  image(backgroundGfx, -backgroundOffset, 0);
  if (backgroundOffset > backgroundGfx.width - width) {
    image(backgroundGfx, -backgroundOffset + backgroundGfx.width, 0);
  }
  
  // Add dark overlay with red tint
  fill(40, 5, 10, 230); // Changed from black (0,0,0,230) to dark red
  rect(0, 0, width, height);
  
  // Draw dramatic lighting effect
  push();
  noStroke();
  
  // Light beams
  for (let i = 0; i < 2; i++) {
    let x = width/2 + (i - 0.5) * 150;
    let angle = PI/2 + sin(frameCount * 0.005) * 0.05;
    let length = height * 1.5;
    let beamWidth = 100 + sin(frameCount * 0.01 + i) * 20;
    
    fill(255, 15);
    beginShape();
    vertex(x, 0);
    vertex(x + beamWidth/2, 0);
    vertex(x + beamWidth/2 + cos(angle) * length, height);
    vertex(x - beamWidth/2 + cos(angle) * length, height);
    vertex(x - beamWidth/2, 0);
    endShape(CLOSE);
  }
  
  // Central spotlight
  fill(255, 20);
  ellipse(width/2, height/2, 300 + sin(frameCount * 0.05) * 20, 300 + sin(frameCount * 0.05) * 20);
  pop();
  
  // Add vignette
  push();
  noFill();
  for (let i = 0; i < 3; i++) {
    let alpha = map(i, 0, 2, 60, 20);
    stroke(0, alpha);
    strokeWeight(40);
    rect(0, 0, width, height, 100);
  }
  pop();
  
  // Draw leaderboard title
  textAlign(CENTER);
  
  push();
  translate(width/2, 60); // Moved up from 80
  rotate(sin(frameCount * 0.01) * 0.01);
  
  // Shadow/glow effect
  textSize(50); // Reduced from 60
  fill(220, 30, 30, 150);
  text("LEADERBOARD", 3, 3);
  
  // Main text
  fill(255);
  text("LEADERBOARD", 0, 0);
  pop();
  
  // Show player's current score - smaller and higher
  textSize(22); // Reduced from 28
  fill(220, 220, 220);
  text("YOUR SCORE: " + Math.floor(score), width/2, 110); // Moved up from 140
  
  // Show leaderboard data or loading message
  if (leaderboardIsLoading) {
    textSize(24);
    fill(180);
    text("LOADING SCORES...", width/2, height/2);
  } else if (leaderboardError) {
    textSize(24);
    fill(220, 30, 30);
    text("ERROR LOADING SCORES", width/2, height/2 - 20);
    textSize(16);
    fill(180);
    text("PLEASE TRY AGAIN LATER", width/2, height/2 + 20);
  } else {
    // Display leaderboard entries - moved up closer to the score
    textAlign(LEFT);
    textSize(16); // Reduced from 18
    fill(255);
    text("RANK", width/2 - 200, 140); // Moved up from 170
    text("NAME", width/2 - 100, 140);
    text("SCORE", width/2 + 150, 140);
    
    fill(200);
    stroke(80);
    strokeWeight(1);
    line(width/2 - 220, 150, width/2 + 220, 150); // Moved up from 180
    noStroke();
    
    if (leaderboardData && leaderboardData.length > 0) {
      // Display top scores with more compact layout
      for (let i = 0; i < Math.min(10, leaderboardData.length); i++) {
        const entry = leaderboardData[i];
        const y = 170 + i * 22; // More compact - reduced from 210 start and 25px spacing to 170 start and 22px spacing
        
        // Highlight the current player's score - removed yellow highlight
        // Instead, use a subtle red tint that matches the noir theme
        if (entry.email === playerEmail) {
          fill(80, 20, 20, 100); // Subtle dark red instead of yellow
          rect(width/2 - 220, y - 16, 440, 22); // Adjusted rectangle height
        }
        
        // Rank with medal for top 3
        fill(255);
        if (i === 0) fill(255, 215, 0); // Gold
        else if (i === 1) fill(192, 192, 192); // Silver
        else if (i === 2) fill(205, 127, 50); // Bronze
        
        textAlign(CENTER);
        text((i + 1), width/2 - 200, y);
        
        // Name and score
        textAlign(LEFT);
        fill(255);
        text(entry.player_name || "Anonymous", width/2 - 100, y);
        
        textAlign(RIGHT);
        text(Math.floor(entry.score), width/2 + 200, y);
      }
    } else {
      fill(180);
      textAlign(CENTER);
      text("NO SCORES YET - BE THE FIRST!", width/2, height/2);
    }
  }
  
  // Instructions with subtle noir styling instead of flashing
  textSize(16); // Smaller size to fit on sides
  
  // Return instruction on the left side
  fill(180, 180, 200, 180 + sin(frameCount * 0.04) * 30);
  textAlign(LEFT);
  text("PRESS ESC\nTO RETURN", 50, height/2);
  
  // Restart instruction on the right side
  fill(200, 200, 220, 180 + sin(frameCount * 0.04) * 30);
  textAlign(RIGHT);
  text("PRESS 'R'\nTO RESTART", width - 50, height/2);
  
  pop();
}

// ================ LEADERBOARD FUNCTIONS ================

// Set up event listeners for the leaderboard form
function setupLeaderboardFormEvents() {
  console.log("Setting up leaderboard form events");
  
  // Get DOM elements
  const leaderboardForm = document.getElementById('leaderboardForm');
  const playerNameInput = document.getElementById('playerName');
  const playerEmailInput = document.getElementById('playerEmail');
  const submitButton = document.getElementById('submitScore');
  const cancelButton = document.getElementById('cancelSubmit');
  const emailError = document.getElementById('emailError');
  
  // Submit button event listener
  submitButton.addEventListener('click', () => {
    console.log("Submit button clicked");
    
    // Validate email
    const email = playerEmailInput.value.trim();
    const name = playerNameInput.value.trim() || 'Anonymous Player';
    
    if (!isValidEmail(email)) {
      emailError.style.display = 'block';
      return;
    }
    
    emailError.style.display = 'none';
    submitScoreToLeaderboard(name, email, pendingScore);
  });
  
  // Cancel button event listener
  cancelButton.addEventListener('click', () => {
    console.log("Cancel button clicked");
    hideLeaderboardForm();
    gameState = "gameOver"; // Return to game over screen
  });
}

// Show the leaderboard form
function showLeaderboardForm() {
  console.log("showLeaderboardForm called - attempting to display form");
  
  const form = document.getElementById('leaderboardForm');
  if (!form) {
    console.error("Leaderboard form element not found in the DOM!");
    return;
  }
  
  console.log("Form element found, setting display to block");
  form.style.display = 'block';
  
  // Make sure form fields are reset
  const playerNameInput = document.getElementById('playerName');
  const playerEmailInput = document.getElementById('playerEmail');
  const emailError = document.getElementById('emailError');
  
  if (playerNameInput) playerNameInput.value = '';
  if (playerEmailInput) playerEmailInput.value = '';
  if (emailError) emailError.style.display = 'none';
  
  pendingScore = score; // Store the current score for submission
  console.log("Form displayed, pendingScore set to:", pendingScore);
}

// Hide the leaderboard form
function hideLeaderboardForm() {
  console.log("hideLeaderboardForm called - attempting to hide form");
  
  const form = document.getElementById('leaderboardForm');
  if (!form) {
    console.error("Leaderboard form element not found in the DOM!");
    return;
  }
  
  console.log("Form element found, setting display to none");
  form.style.display = 'none';
  console.log("Form hidden");
}

// Validate email format
function isValidEmail(email) {
  const regex = /^[^\s@]+@[^\s@]+\.[^\s@]+$/;
  return regex.test(email);
}

// Fetch leaderboard data from Supabase
async function fetchLeaderboardData() {
  if (!supabaseClient) return;
  
  leaderboardIsLoading = true;
  leaderboardError = null;
  
  try {
    const { data, error } = await supabaseClient
      .from('leaderboard')
      .select('*')
      .order('score', { ascending: false })
      .limit(10);
    
    if (error) throw error;
    
    leaderboardData = data;
    console.log("Leaderboard data loaded:", data);
  } catch (error) {
    console.error("Error fetching leaderboard data:", error);
    leaderboardError = error.message;
  } finally {
    leaderboardIsLoading = false;
  }
}

// Submit score to the leaderboard with RLS handling
async function submitScoreToLeaderboard(name, email, score) {
  if (!supabaseClient) {
    console.error("Supabase client not initialized");
    return;
  }
  
  try {
    // Show loading state
    const submitButton = document.getElementById('submitScore');
    submitButton.innerHTML = "SUBMITTING...";
    submitButton.disabled = true;
    
    // Using player_name instead of name to match the database schema
    const { data, error } = await supabaseClient
      .from('leaderboard')
      .insert([
        { player_name: name, email, score }
      ]);
    
    if (error) {
      // Check for specific RLS errors
      if (error.code === '23505') {
        throw new Error("You've already submitted a score with this email recently.");
      } else if (error.code === 'PGRST116') {
        throw new Error("You've reached the submission limit. Please try again later.");
      } else {
        throw error;
      }
    }
    
    console.log("Score submitted successfully");
    playerEmail = email;
    leaderboardScoreSubmitted = true;
    hideLeaderboardForm();
    
    // Fetch updated leaderboard data
    fetchLeaderboardData();
    
    // Switch to leaderboard view
    gameState = "leaderboard";
  } catch (error) {
    console.error("Error submitting score:", error);
    
    // Display error to the user
    const emailError = document.getElementById('emailError');
    emailError.textContent = error.message || "Error submitting score. Please try again.";
    emailError.style.display = 'block';
    
    // Stay in the enteringScore state
    gameState = "enteringScore";
  } finally {
    // Reset button state
    const submitButton = document.getElementById('submitScore');
    submitButton.innerHTML = "SUBMIT";
    submitButton.disabled = false;
  }
}
